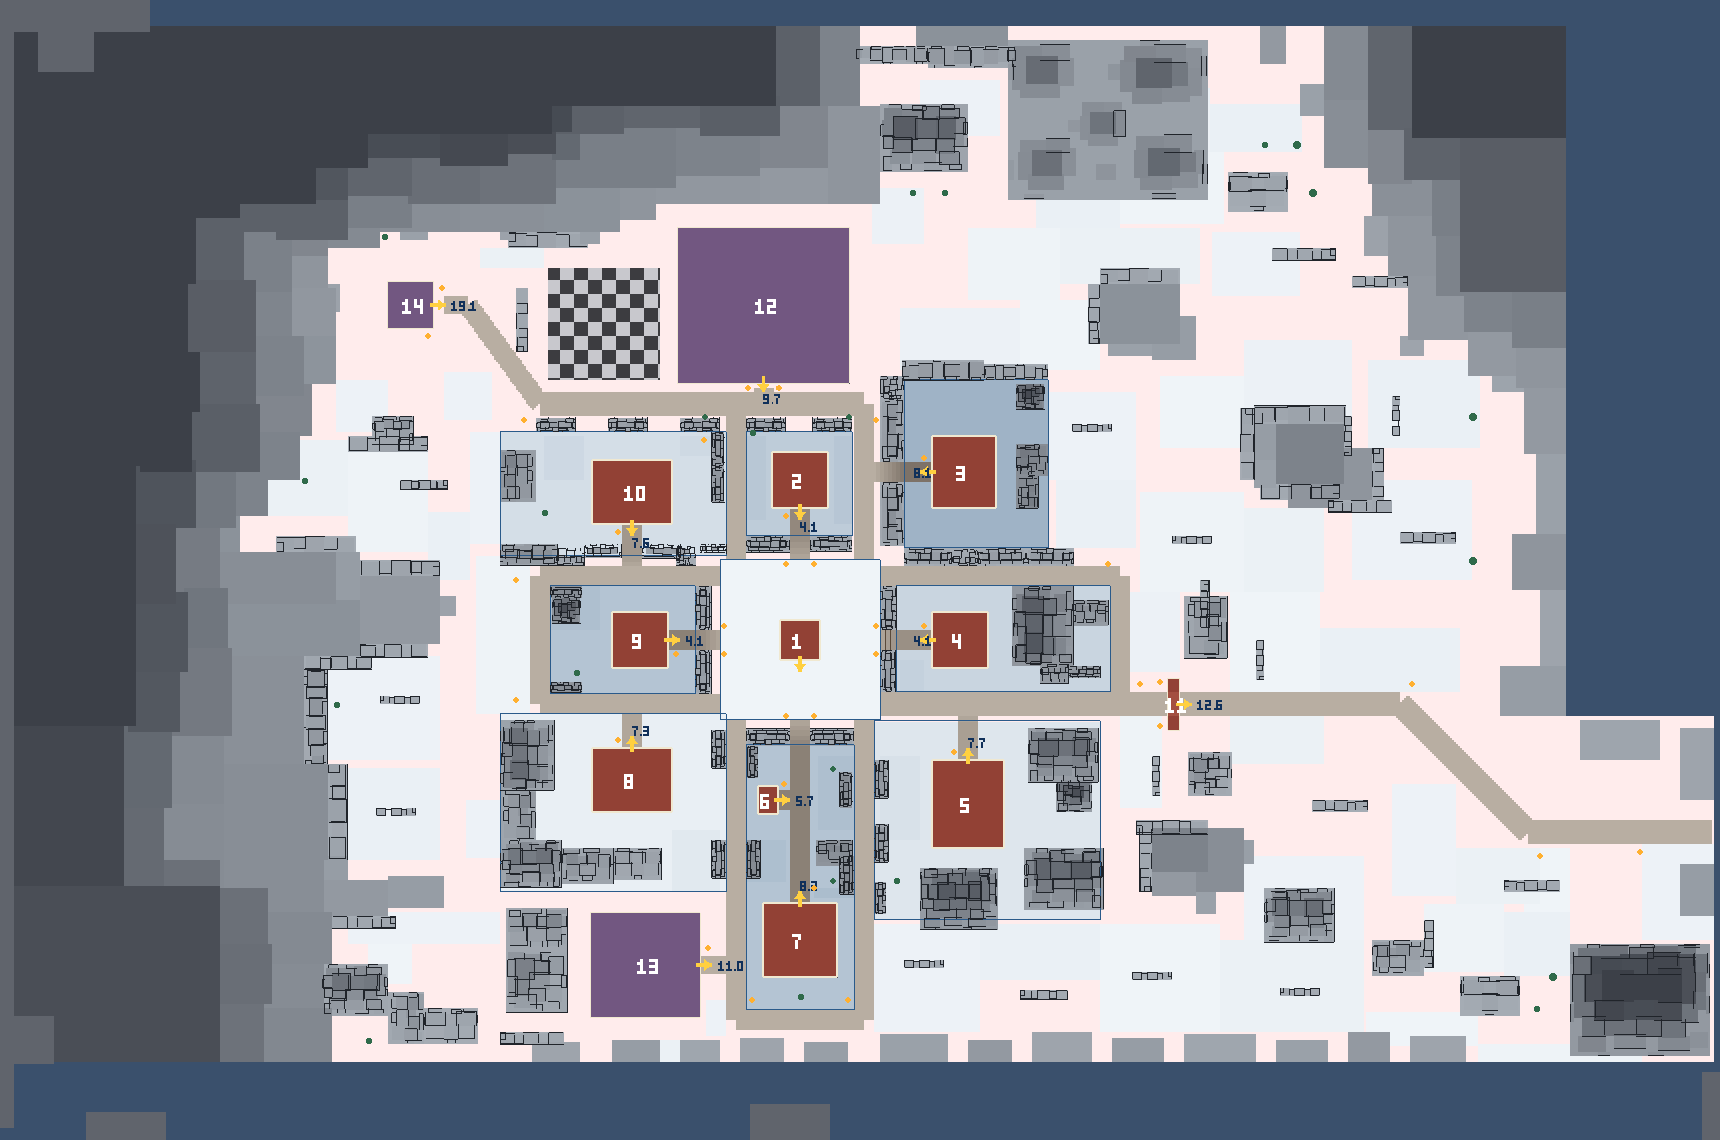

The Python source for this figure:
# -*- coding: utf-8 -*-
"""
snow_plan4.py — 슈네라이히 3판 배치표 (2026-11-13, 기획 부서). 사양 원본: 설원마을_3판_사양.md

사용자(2026-11-13): "설원쪽 마을을 기능 건물만 포함하고, 마을의 지형을 울퉁불퉁하게 만들어서 꽉차보이게 만들자. …
  플레이 하는 데에 있어서 지장이 없는 크기로 만들어줘. 어차피 필드에 있을 땐 1인칭 고정시킬거야."
1판 거절 이유("큰 땅에 건물 몇 채 — 휑했다")를 집이 아니라 **지형으로** 메운다.

뼈대(사용자 그림 + 2026-10-11 "핵심 기능 건물들이 마을 중앙을 두르게, 주변에 건물이 없도록 길로 나뉜 구역마다 하나씩"):
  가운데 낮은 시계 광장(80×80, +0.4). 광장 네 변에서 두 갈래씩 나간 골목 여덟(가운데에서 ±32)이 둘레를 여덟 구역으로 가르고,
  구역마다 건물 하나가 제 높이의 단(+1 ~ +8) 위에 앉는다. 북·동·남·서 구역 건물은 광장을 바로 보고(넓은 단을 올라 문),
  네 모서리 구역 건물은 옆 골목을 본다. 골목은 단과 단 사이 골짜기 — 단 옹벽은 바위 무리로 깨뜨린다.
  바깥(서·북은 높은 바위 쪽 큰 산, 동·남은 낭떠러지 쪽 전망 턱)은 바위 무리와 넓적한 눈 판으로 채운다.
  긴 길: 북동 골목 → 지하 입구(경매장), 동남 골목 → 동문·기물군 본부, 남서 골목 → 천문대.

**표는 전부 손으로 적은 자리다.** 좌표는 광장 가운데(CX, CZ) 기준 u = x - CX(동 +), v = z - CZ(남 +), 높이 h = 59.7 위.
본보기 바위(ROCK_T)를 돌리고·뒤집고·키워 쓰는 것까지만 하고, 일정 간격·난수 뿌리기는 없다.
yaw 는 snow_plan2 와 같다: 0 = 모델 앞(-Z)이 북, 90 = 서, -90 = 동, 180 = 남.

돌리기:  python tools/snow_plan4.py   → 검사 출력 + tools/snow_plan4.png + tools/Snow_Town3_data.luau + tools/snow_plan4_legend.txt
"""
import heapq
import json
import math
import os
import sys

HERE = os.path.dirname(os.path.abspath(__file__))
sys.path.insert(0, HERE)
from plan_png import Canvas, hexrgb  # noqa: E402
import snow_plan2 as P2  # noqa: E402  (남는 건물 자리·발자국·땅 높이)

CX, CZ = P2.CX, P2.CZ          # -4933, -3818 — 지금 광장 가운데 그대로(지하 굴·바깥 길과 맞물림)
BASE = 59.7                    # 마을 눈 윗면(Surface.R_설원3.Land.마을_눈)
EYE = 4.5                      # 1인칭 눈높이
TOWER_TOP = 150.0              # 시계탑 꼭대기 y(땅 59.7 + 높이 90)
WALK = 16.0                    # 걷기 스터드/초

# ================================================================== 건물
# 발자국 상한(폭 = 모델 로컬 X, 깊이 = 로컬 Z — 앞 -Z 가 문). 사양 1절
SIZE = {
    "Sn3_Clock": (20, 20), "Sn3_Smithy": (36, 32), "Sn3_Enhance": (28, 28), "Sn3_Bank": (36, 32), "Sn3_Inn": (40, 32),
    "Sn3_Potion": (28, 28), "Sn3_Hospital": (40, 32), "Sn3_General": (28, 28), "Sn3_Ticket": (14, 10), "Sn3_Mast": (37, 37),
    "Sn3_Gate": (26, 6),
}
SIZE["Sn3_Bank"] = (36, 44)     # 2026-11-23 아트 1팀: 금고실·회랑으로 뒤로 늘림(발자국 34.8 × 43.9, 질문 md IN1-4) — 앞(문)은 그대로
# 피벗에서 (앞, 뒤) 깊이 — 여기 없는 건물은 깊이의 반씩(피벗 = 발자국 가운데). 은행 모델은 피벗이 옛 가운데 그대로라
#   앞 -13.6 · 뒤 +26.4(b_bank.py AYF·AYB) → 감싸는 (16, 28)
FRONT_BACK = {"Sn3_Bank": (16.0, 28.0)}
# (모델, u, v, yaw, 단 높이 h, 앞마당 깊이, 번호, 한글 이름)
PADS = [
    ("Sn3_Clock", 0, 0, 180, 0.4, 30, 1, "시계탑"),            # 광장 가운데. 문은 남(티켓·계류탑 쪽)
    ("Sn3_General", 0, -80, 180, 5.0, 14, 2, "잡화점"),         # 북 구역. 광장을 본다 — 넓은 단 넷을 올라 문
    ("Sn3_Smithy", 82, -84, 90, 8.0, 14, 3, "대장간"),          # 북동 구역(가장 높은 단). 북동 골목(서)을 본다
    ("Sn3_Enhance", 80, 0, 90, 4.0, 18, 4, "강화소"),           # 동 구역. 광장을 본다
    ("Sn3_Bank", 84, 76, 0, 2.0, 18, 5, "은행"),                # 남동 구역. 동남 골목(북)을 본다
    ("Sn3_Ticket", -16, 80, -90, 6.0, 6, 6, "티켓 판매점"),     # 남 구역(전망 단). 남쪽 길(동)을 본다
    ("Sn3_Mast", 0, 150, 0, 6.0, 30, 7, "비행선 계류탑"),       # 남 구역 끝. 문은 앞(북), 비행선 팔은 뒤(남, 낭떠러지 위)
    ("Sn3_Inn", -84, 70, 0, 1.0, 16, 8, "여관"),                # 남서 구역(가장 낮은 단 — 내려가서 여관). 서남 골목(북)을 본다
    ("Sn3_Potion", -80, 0, -90, 6.0, 14, 9, "물약상점"),        # 서 구역. 광장을 본다
    ("Sn3_Hospital", -84, -74, 180, 3.0, 16, 10, "병원"),       # 북서 구역. 서북 골목(남)을 본다 — 되살아나는 곳이라 낮게
    ("Sn3_Gate", 186.8, 32.2, -90, 0.0, 0, 11, "동문"),         # 배치 3판: 사용자 Studio 자리(2026-11-23) 그대로 — 동남대로 위, 마을 동쪽 끝
]
# ================================================================== 특수 건물 셋(옛 키트 — 모양은 그대로, 자리만 옮김)
# 배치 3판(2026-11-23) 사용자: "건물 배치는 지금 내가 해둔 배치에서 조금만 더 다듬은 다음 그거로 고정하자."
#   KEEP_OLD  = 2판 자리(snow_plan2 BUILD) — 비게 된 땅 표시·보고용
#   KEEP_USER = 사용자가 Studio 에서 옮겨 둔 자리(지금 Studio 피벗, 총괄 전달). Snow_Town3.luau 가 이 자리를 확인한다(D.KEEP)
#   KEEP_MOVE = 배치 3판 최종(사용자 자리 + 다듬기). 프로그래밍 Snow_Town3_MoveKeep 이 읽는다(D.KEEP_MOVE). 다듬기 = 아래 줄 주석
#   형식 (종류, 월드 x, 월드 z, yaw 도) — yaw 는 snow_plan2 와 같은 뜻(0 = 앞 -Z 가 북, -90 = 동, 180 = 남)
KEEP_KIND = {"Figuren_HQ": (12, "기물군 본부"), "Observatory": (13, "천문대"), "Casino_Gate": (14, "지하 입구(경매장)")}
KEEP_OLD = [(b[0], b[1], b[2], b[3]) for b in P2.BUILD if b[0] in KEEP_KIND]
KEEP_USER = [("Figuren_HQ", -4951.3, -3987.4, 180), ("Observatory", -5011.7, -3650.5, -90), ("Casino_Gate", -5127.8, -3985.5, -90)]
KEEP_MOVE = [
    ("Figuren_HQ", -4951.3, -3987.4, 180),      # 그대로. 문 = 남(광장 쪽)
    ("Observatory", -5011.7, -3655.5, -90),     # 북 5(z -3650.5 → -3655.5): 광장 가운데 → 문 196.7 → 191.7 스터드(12초 안). 문 = 동(남서골목)
    ("Casino_Gate", -5127.8, -3985.5, -90),     # 그대로. 문 = 동(연병장 쪽). 땅 밑 방은 서쪽으로 뻗는다
]
KEEP = KEEP_MOVE
# Studio 경계 상자(총괄 실측)가 옛 키트 발자국보다 큰 만큼 둘레를 넓혀 잰다(본부 86×77 ↔ 키트 83×75.1)
KEEP_PAD = {"Figuren_HQ": 1.5, "Observatory": 0.2, "Casino_Gate": 0.0}
# 체스판 연병장(본부 앞마당): 본부 문 앞(남)은 잡화점 뒤라 56 깊이가 안 나온다 → 본부 서쪽에 본부 앞줄(v -129.8)과 앞을 맞춰 둔다.
#   본부길(v -118)이 두 앞을 같이 지나고, 지하 입구 문(동)이 판 건너 본부를 본다 — 본부·연병장·지하 입구가 북쪽 한 마당
CHESS = ("연병장", CX - 126.0, CZ - 185.8, CX - 70.0, CZ - 129.8, "chess")
CASINO_KEEPOUT = 2.0                                     # 지하 입구 둘레(반지름 11.6 + 이것) 안에는 아무것도
CASINO_COURT = 30.0                                      # 2판 규칙 "지하 입구는 둘레 30 평지" — 피벗에서 30 안에는 단·판·바위 없음
# 땅 밑 경매장(Casino_Under, models/build_steam_under.py): 로블록스 로컬 x -55..27(경매장이 -x), z -11.6..65.6(뒤 = +z), 높이 30~70
CASINO_UNDER_LOCAL = (-55.0, 27.0, -11.6, 65.6)
CASINO_UNDER_Y = (30.0, 70.0)

# ================================================================== 단(59.7 위에 얹는 큰 직육면체). (이름, u0, u1, v0, v1, h, 재질)
TERRACES = [
    ("광장", -40, 40, -40, 40, 0.4, "돌바닥"),
    ("북_잡화단", -27, 26, -104, -52, 5.0, "눈"),          # 배치 3판: 북 끝 -125 → -104(본부앞길 v -118, 옹벽 무리 자리)
    ("북동_대장간단", 52, 124, -130, -46, 8.0, "눈"),
    ("동_강화단", 48, 155, -27, 26, 4.0, "눈"),
    ("남동_은행단", 37, 150, 40.5, 140, 2.0, "눈"),
    ("남_전망단", -27, 27, 52.5, 185, 6.0, "눈"),
    ("남서_여관단", -150, -37, 37, 126, 1.0, "눈"),        # 배치 3판: 남 끝 155 → 126(천문대 v 136.5~)
    ("서_물약단", -125, -52.5, -27, 27, 6.0, "눈"),
    ("북서_병원단", -150, -37, -104, -42, 3.0, "눈"),      # 배치 3판: 북 끝 -130 → -104(본부앞길, 옹벽 무리 자리)
]

# ================================================================== 넓은 단(길 위 높이가 바뀌는 곳만). (길 이름, u0, u1, v0, v1, h)
#   폭 10(길 폭 그대로), 한 단 1 이하, 디딤 2 이상. 양옆은 바위 무리가 막는다(반듯한 띠가 길 밖으로 이어지지 않게)
STEPS = [
    # 잡화점: 광장 0.4 → 5.0
    ("잡화길", -5, 5, -43, -40, 1.32), ("잡화길", -5, 5, -46, -43, 2.24), ("잡화길", -5, 5, -49, -46, 3.16), ("잡화길", -5, 5, -52, -49, 4.08),
    # 대장간: 골목 0 → 8.0 (가장 긴 오르막, 디딤 2)
    ("대장간길", 38, 40, -89, -79, 1.0), ("대장간길", 40, 42, -89, -79, 2.0), ("대장간길", 42, 44, -89, -79, 3.0),
    ("대장간길", 44, 46, -89, -79, 4.0), ("대장간길", 46, 48, -89, -79, 5.0), ("대장간길", 48, 50, -89, -79, 6.0),
    ("대장간길", 50, 52, -89, -79, 7.0),
    # 강화소: 광장 0.4 → 4.0
    ("강화길", 40, 42.67, -5, 5, 1.3), ("강화길", 42.67, 45.33, -5, 5, 2.2), ("강화길", 45.33, 48, -5, 5, 3.1),
    # 은행: 골목 0 → 2.0
    ("은행길", 79, 89, 38, 40.5, 1.0),
    # 남 전망단: 광장 0.4 → 6.0
    ("남쪽길", -5, 5, 40, 42.5, 1.33), ("남쪽길", -5, 5, 42.5, 45, 2.27), ("남쪽길", -5, 5, 45, 47.5, 3.2),
    ("남쪽길", -5, 5, 47.5, 50, 4.13), ("남쪽길", -5, 5, 50, 52.5, 5.07),
    # 물약상점: 광장 0.4 → 6.0
    ("물약길", -42.5, -40, -5, 5, 1.33), ("물약길", -45, -42.5, -5, 5, 2.27), ("물약길", -47.5, -45, -5, 5, 3.2),
    ("물약길", -50, -47.5, -5, 5, 4.13), ("물약길", -52.5, -50, -5, 5, 5.07),
    # 병원: 골목 0 → 3.0
    ("병원길", -89, -79, -39.5, -37, 1.0), ("병원길", -89, -79, -42, -39.5, 2.0),
]

# ================================================================== 길. (이름, 폭, 꺾은선 [(u, v) ...]). 대로 12, 골목 10
PATHS = [
    # 광장에서 바로 문으로
    ("잡화길", 10, [(0, -40), (0, -66)]),
    ("강화길", 10, [(40, 0), (66, 0)]),
    ("남쪽길", 10, [(0, 40), (0, 131.5)]),
    ("티켓길", 10, [(0, 80), (-11, 80)]),
    ("물약길", 10, [(-40, 0), (-66, 0)]),
    # 골목 여덟(광장 ±32) — 구역을 가른다
    ("북동골목", 10, [(32, -40), (32, -118)]),                               # 배치 3판: 본부앞길에서 끝(옛 북동 대각 → 경매장 길은 지움)
    ("북서골목", 10, [(-32, -40), (-32, -118)]),
    ("동북골목", 10, [(40, -32), (160, -32), (160, 32)]),                    # 강화소 뒤를 돌아 동남 대로에 닿는다
    ("동남대로", 12, [(40, 32), (186.8, 32)]),                               # → 동문(배치 3판 u 186.8)
    ("동문밖길", 12, [(186.8, 32), (300, 32), (364, 96), (456, 96)]),        # 바깥 긴 길 — 새 동문에서 시작, 고원 끝(필드 '동문 내리막')까지
    ("남동골목", 10, [(32, 40), (32, 190), (-32, 190)]),                     # 전망 턱 길
    ("남서골목", 10, [(-32, 40), (-32, 190)]),
    ("서남골목", 10, [(-40, 32), (-130, 32), (-130, -32), (-40, -32)]),      # 서북 골목까지 물약상점 뒤를 돈다
    # 둘째 고리(배치 3판): 북쪽 한 마당 — 연병장·본부 앞을 지나는 길, 그 서쪽 끝에서 지하 입구로
    ("본부앞길", 12, [(-130, -118), (32, -118)]),
    ("경매장길", 10, [(-130, -118), (-166, -167.5), (-178, -167.5)]),   # 끝은 문(동) 앞으로 곧게
    # 문 앞 갈래
    ("대장간길", 10, [(32, -84), (66, -84)]),
    ("은행길", 10, [(84, 32), (84, 60)]),
    ("병원길", 10, [(-84, -32), (-84, -58)]),
    ("여관길", 10, [(-84, 32), (-84, 54)]),
    ("천문대길", 10, [(-32, 162.5), (-50, 162.5)]),
    ("본부길", 10, [(-18.3, -118), (-18.3, -126)]),
]

# ================================================================== 바위 본보기(손으로 짬). 상자 (x, z, 폭, 깊이, 높이)
#   첫 상자는 바닥 켜(무리 바깥 상자 전체 — 무리 가장자리에 3~9 틈 홈이 생기지 않게), 그 위로 크기·높이 제각각인 상자가 엇갈려 솟는다
#   2판(2026-11-16): 위 켜 상자의 바깥 면을 바닥 켜 테두리·이웃 상자와 다른 줄(0.8~3 안쪽)에 두었다 — 한 장의 민짜 벽(맵_기준 16)이 되지 않게.
#   3판(2026-11-23 사용자: "한쪽에만 세밀하게 구현돼있고, 다른 한쪽은 민둥민둥한 건 전체적으로 세밀하게 수정해줘."):
#     옛 본보기는 앞(z 큰 쪽)만 턱·켜로 내려가고 뒤·옆은 가장 높은 상자 옆면이 통째로 보였다. 이제 가장 높은 '심'을 가운데로 들이고
#     네 옆면 모두를 같은 밀도의 고리(중간 켜 → 낮은 켜 → 테두리 턱)로 감쌌다 — 어느 쪽으로 돌려 놓아도 같은 결.
#     턱 하나 높이 ≤ 높이의 절반 · ≤ 12(⑩ 검사). 바닥 켜(첫 상자) 크기는 옛것 그대로 — 필드 표(snow_field3_plan)의 자리가 그대로 맞는다.
ROCK_T = {
    0: [(0, 0, 14, 5, 0.9), (0.8, 1.0, 5, 3.4, 1.8), (4, 1.4, 4, 2.8, 1.3), (8, 0.9, 5.2, 3.2, 2.4), (9.0, 0.2, 3.2, 0.9, 1.5),
        (2.2, 0.2, 2.4, 1.0, 1.4), (13.1, 1.6, 0.8, 2.2, 1.5), (9.6, 4.0, 2.8, 0.8, 1.6)],                                     # 길가 턱
    1: [(0, 0, 32, 12, 1.4),
        (3.2, 3.0, 7.6, 5.4, 7.0), (9.8, 3.6, 8.4, 4.6, 8.5), (17.6, 2.8, 7.4, 5.8, 6.5), (24.2, 3.4, 5.2, 4.8, 7.5),          # 심
        (1.4, 0.7, 6.2, 3.4, 3.6), (7.2, 1.2, 6.6, 2.8, 4.4), (13.4, 0.5, 5.0, 3.6, 4.4), (18.0, 1.0, 7.2, 2.4, 4.6),
        (24.6, 0.8, 6.0, 3.0, 3.8),                                                                                          # 뒤 중간 켜
        (3.6, 0.1, 4.4, 0.9, 2.0), (21.4, 0.1, 5.2, 1.1, 1.9),                                                               # 뒤 턱
        (1.6, 7.6, 7.6, 3.0, 4.2), (9, 7.8, 8, 2.8, 4.4), (17, 8.2, 7.2, 2.4, 4.6), (24, 7.6, 6.4, 3.2, 3.6),                # 앞 중간 켜
        (4, 10.1, 6, 1.9, 2.2), (20, 10.6, 7, 1.4, 2.0),                                                                     # 앞 턱
        (0.4, 3.4, 3.0, 4.2, 3.4), (0.1, 7.0, 1.6, 2.6, 2.0), (28.8, 3.0, 2.8, 4.6, 4.0), (30.4, 7.2, 1.4, 3.0, 2.2)],     # 옆(서·동) — 옹벽 무리
    2: [(0, 0, 22, 22, 1.6),
        (2.8, 2.6, 7.4, 7.6, 9.0), (9.6, 3.4, 6.0, 5.0, 7.2), (3.4, 9.6, 5.2, 6.4, 7.6),                                    # 심
        (8.4, 7.6, 7.6, 6.2, 5.0), (15.2, 2.0, 5.4, 6.4, 3.8), (3.2, 15.4, 7.6, 5.2, 3.4), (13.6, 12.2, 6.4, 5.6, 2.6),
        (8.0, 13.4, 6.2, 4.4, 4.6),                                                                                          # 중간 켜
        (1.0, 0.6, 5.6, 2.6, 4.8), (6.4, 1.0, 6.2, 2.8, 5.4), (12.4, 0.4, 3.6, 3.2, 3.2),                                   # 뒤
        (0.6, 3.0, 2.8, 6.2, 4.8), (0.4, 9.0, 3.6, 7.2, 5.2), (1.0, 14.8, 2.6, 3.8, 2.4),                                   # 서
        (19.8, 8.6, 1.8, 4.4, 2.2), (8.6, 19.0, 4.4, 2.4, 2.0), (15.0, 18.0, 4.0, 2.6, 1.9)],                               # 동·앞 — 모서리 무리
    3: [(0, 0, 44, 34, 3),
        (6.6, 6.2, 12.4, 11.6, 22), (17.6, 7.4, 11.6, 10.0, 18), (28.0, 6.0, 10.4, 11.6, 20),                                # 심
        (2.0, 2.0, 9.4, 6.0, 12.5), (11.0, 2.8, 10.6, 5.2, 11), (21.2, 1.4, 8.6, 6.4, 13), (29.4, 2.2, 10.2, 5.0, 10.5),    # 뒤 중간 켜
        (4.4, 0.4, 6.2, 2.2, 5.6), (16.2, 0.8, 7.0, 2.4, 6.4), (30.8, 0.4, 6.4, 2.4, 5.2),                                  # 뒤 낮은 켜
        (1.0, 7.6, 6.4, 8.8, 12.0), (1.6, 15.8, 5.2, 6.4, 9.0), (0.3, 10.4, 1.6, 5.6, 5.0),                                 # 서
        (37.0, 6.8, 5.6, 8.0, 11.0), (36.4, 14.6, 6.0, 6.6, 8.5), (41.6, 9.2, 2.0, 6.0, 4.6), (42.0, 17.0, 1.6, 4.4, 3.8), # 동
        (6.0, 16.8, 10.2, 7.6, 14), (15.8, 17.0, 12.4, 6.4, 11.5), (27.6, 17.2, 9.6, 7.4, 13),                              # 앞 중간 켜
        (5, 23, 10, 7, 8), (16, 22.6, 12, 7.4, 6.8), (29.6, 23.8, 10, 6.6, 9),                                              # 앞 낮은 켜
        (1.6, 26.4, 4.4, 6.8, 4.5), (22, 29.4, 9, 3.8, 4), (10.2, 30, 5.6, 2.8, 3.6), (34.6, 30.2, 6.2, 2.6, 4.2)],         # 큰 덩어리
    4: [(0, 0, 18, 16, 2.5),
        (4.0, 3.4, 5.8, 5.6, 24), (9.6, 2.8, 4.8, 5.0, 20),                                                                  # 심(기둥)
        (1.0, 1.0, 5.0, 4.6, 13), (6.2, 0.6, 5.6, 3.6, 13), (12.0, 1.4, 5.2, 4.4, 14), (13.2, 5.6, 4.0, 4.8, 10.5),
        (1.4, 5.4, 4.4, 5.6, 12), (5.2, 8.2, 5.8, 4.2, 15), (9.6, 7.4, 4.8, 5.6, 12.6),                                    # 중간 켜(12 마다)
        (0.3, 10.6, 5.2, 3.6, 5.5), (6.0, 12.2, 5.6, 3.2, 6.5), (12.2, 11.8, 4.6, 3.6, 5), (16.4, 2.0, 1.4, 4.0, 4.6),
        (0.2, 2.6, 1.2, 3.6, 5.2), (3.0, 0.1, 3.8, 1.2, 4.8), (10.8, 0.1, 4.4, 1.4, 5.6),                                   # 낮은 켜
        (4, 14.6, 5, 1.3, 3.5), (13, 15, 4.4, 0.9, 3.2)],                                                                   # 기둥 바위
    5: [(0, 0, 30, 20, 0.9), (0.8, 2.0, 11.2, 8.0, 3.2), (10, 2.8, 10, 6.6, 2.4), (18, 2.2, 11.2, 7.6, 3.8),
        (1.6, 0.5, 6.4, 2.0, 1.8), (9.2, 0.9, 5.6, 2.2, 1.5), (20.0, 0.4, 7.6, 2.2, 2.2),
        (2, 9.4, 9, 7.6, 1.6), (11, 8.8, 8, 8.6, 2.8), (19, 9.6, 10, 7.4, 1.5),
        (0.2, 4.0, 1.4, 4.4, 1.8), (28.8, 5.0, 1.0, 4.2, 2.0), (12.4, 17.2, 4.6, 2.2, 1.6)],                                # 넓적 바위
    6: [(0, 0, 40, 8, 1.0), (0.8, 1.4, 8.2, 5.4, 2.6), (8, 2.4, 7, 4.0, 1.8), (14, 1.6, 10, 5.4, 3.0), (23, 2.8, 6, 3.2, 1.6),
        (28, 1.8, 11.2, 4.6, 2.2), (3.0, 0.3, 4.4, 1.4, 1.6), (16.2, 0.4, 5.4, 1.4, 1.9), (30.6, 0.5, 5.0, 1.4, 1.5),
        (9.6, 6.4, 4.4, 1.4, 1.4), (24.4, 6.0, 5.2, 1.8, 1.3), (0.1, 3.0, 0.9, 2.6, 1.6), (39.2, 2.6, 0.7, 3.0, 1.5)],     # 벼랑 턱(전망)
    7: [(0, 0, 70, 56, 6),
        (16, 13, 16, 16, 38), (31, 15, 14, 13, 33), (44, 12.4, 12, 17, 36),                                                  # 심(33~38)
        (10, 6, 16, 9, 27), (25, 5, 14, 10.4, 26.5), (38.6, 4.4, 16.8, 10.8, 28), (53.6, 5.0, 8, 6, 24.4),
        (7, 14.6, 10, 14, 26), (55, 8, 8, 22, 25.5),
        (12, 28.4, 15, 10, 28), (26.4, 27, 16, 11, 26.5), (42, 27.6, 14, 10.6, 26.6),                                        # 첫 고리(24~28)
        (4, 1.6, 12, 7, 16), (15.4, 0.8, 14, 6.4, 16.5), (29.6, 1.8, 12, 5.6, 17), (41.4, 1.0, 13, 5.4, 17.5), (54, 0.8, 9, 6, 15.5),
        (1.6, 6.4, 9.2, 9, 17), (1.2, 15, 6.6, 14, 16), (2.0, 28, 10.8, 9, 16.5),
        (62.2, 4.6, 6.4, 10, 16), (62.6, 14, 5.8, 10, 17.5), (61.8, 23.6, 6.6, 9, 15.5), (55.4, 29.6, 9, 9.8, 16),
        (6, 36.4, 12, 10, 16), (17.2, 37.6, 16, 8, 16.5), (33, 36.4, 13, 10, 18), (45.6, 37.6, 12, 9, 16),                  # 둘째 고리(15~18)
        (8.6, 0.2, 6, 1.8, 9.4), (35.2, 0.3, 7, 1.6, 10.2), (57, 0.2, 8, 1.6, 8.6), (0.3, 30, 1.6, 9, 9.6), (0.4, 4.0, 1.4, 6, 8.4),
        (68.4, 10, 1.4, 7, 9), (68.0, 26, 1.8, 8.6, 10.4), (4, 46, 14, 8, 11), (22, 45.2, 16, 7, 9.6), (44, 46, 16, 7.4, 10.4),
        (60, 44, 9, 8, 8.2),                                                                                                # 바깥 고리(8~11)
        (14, 53.6, 6, 2.2, 7.6), (39, 54, 8, 1.8, 7.4)],                                                                   # 높은 산
    8: [(0, 0, 26, 18, 1.8),
        (2.6, 2.6, 6.0, 5.6, 9), (12.4, 2.2, 6.2, 5.8, 7.5),
        (7.6, 3.6, 5.4, 5.0, 6), (18.4, 3.4, 6.0, 6.2, 4.6), (2.2, 8.0, 6.6, 5.6, 5.2), (9.0, 7.8, 8.0, 6.0, 3.4), (16.6, 7.6, 7.4, 8.0, 3.2),
        (1.0, 0.5, 7.8, 2.4, 5.0), (10.8, 0.4, 8.2, 2.0, 3.6), (19.6, 1.0, 4.6, 2.6, 2.8),
        (0.3, 3.4, 2.4, 4.2, 4.6), (0.6, 11.0, 1.8, 4.4, 2.6), (24.0, 4.6, 1.6, 3.8, 2.4),
        (3.6, 13.6, 4.6, 2.6, 2.6), (10.4, 13.8, 5.0, 2.4, 2.2)],                                                           # 징검 바위
    9: [(0, 0, 100, 80, 4),
        # 3판: 고른 상자 스무 개 대신 덩어리 다섯(심 + 고리 + 턱) + 낱 바위 셋 — 덩어리마다 네 옆면이 같은 결
        (9, 8, 16, 14, 18), (3, 3, 14, 7, 10), (16, 2.4, 15, 8, 9), (2.4, 9, 8, 16, 9.6), (24, 9, 9, 14, 8.6), (6, 21, 20, 8, 9.4),
        (0.4, 12, 2.4, 8, 6),                                                                                                # 북서 덩어리
        (64, 9, 18, 15, 20), (82, 11, 8, 12, 15), (58, 3, 16, 8, 11), (73, 2.2, 16, 9, 10), (89, 4, 8, 10, 8.4), (56, 10, 9, 16, 10.4),
        (90, 14, 7.4, 14, 9), (62, 23, 15, 9, 10.6), (77, 22, 14, 9, 9.6), (96.8, 8, 2.4, 10, 6.2), (66, 0.4, 10, 2.6, 6.6),   # 북동 덩어리
        (41, 36, 13, 11, 16), (37, 31, 11, 7, 9), (47, 30.6, 10, 7, 8.4), (36.4, 38, 6, 12, 8.8), (52.8, 35.4, 6, 13, 9.4),
        (40, 46, 15, 6.6, 9),                                                                                                # 가운데 덩어리
        (12, 55, 15, 13, 17), (6, 50, 13, 7, 9.2), (19, 49.4, 12, 7, 10), (5, 56, 8, 14, 9.6), (26, 54, 8, 14, 8.8), (10, 67, 18, 8, 10.2),
        (8, 76.6, 10, 2.6, 6), (0.4, 60, 2.6, 10, 5.8),                                                                      # 남서 덩어리
        (70, 54, 16, 14, 19), (86, 56, 8, 10, 14), (64, 48, 14, 8, 10), (78, 47.4, 14, 9, 9.2), (63.4, 55, 8, 14, 10.6),
        (93.4, 55, 4.2, 12, 8.4), (66, 67, 16, 8, 9.8), (82, 66, 13, 8, 8.6), (97.2, 62, 2.4, 10, 5.4), (72, 76.8, 12, 2.6, 6.4),   # 남동 덩어리
        (44, 62, 10, 8, 7.4), (50, 12, 6, 8, 7.2), (30, 40, 6, 6, 6.6)],                                                    # 바위 벌판
    10: [(0, 0, 120, 40, 5),
         (4, 6, 26, 14, 24), (28, 4.6, 24, 15, 28), (52, 7, 22, 13, 20), (73, 5, 24, 14, 26), (97, 6.4, 19, 13, 22),          # 심
         (2, 1.6, 17.4, 6, 14), (19, 0.8, 21.4, 6.4, 16), (40, 1.4, 20.4, 6.4, 16.5), (60, 0.6, 24.4, 6.6, 15), (84, 1.2, 16, 6, 14.6),
         (101, 1.8, 16, 5.4, 13),                                                                                            # 뒤 중간 켜
         (8, 0.2, 8, 1.8, 8), (30, 0.3, 10, 1.4, 9), (70, 0.2, 9, 1.6, 7.4), (106, 0.4, 8, 1.6, 8.4),                        # 뒤 턱
         (2.4, 17.4, 20, 15, 14), (20, 17, 28, 15, 18), (46, 19.6, 22, 14, 16.5), (66, 17.4, 31.4, 13, 16), (94, 18.6, 24, 15, 13),   # 앞 중간 켜
         (8, 31.4, 33, 7, 8), (40, 33, 15, 6, 7.4), (60, 33, 26, 6, 9), (88, 33, 22, 6, 7),                                  # 앞 낮은 켜
         (1.0, 4.8, 4.6, 14, 14.5), (0.3, 6, 2.6, 10, 9.6), (0.4, 30, 2.2, 8, 7),
         (113.4, 5.0, 5.8, 15, 13.5), (117.4, 4, 2.4, 11, 9), (117.2, 28, 2.6, 9, 7.6),                                     # 서·동 끝
         (24, 38.2, 10, 1.6, 6.4), (74, 38.4, 12, 1.4, 6.6)],                                                              # 산등성이
}
# ------------------------------------------------------------------ 큰 모양 — 한 번씩만 놓는 손 본보기.
#   좌표는 마을 (u, v) 그대로(돌리지 않음). 상자 (u0, v0, 폭, 깊이, 높이). 큰 몸(긴 변 60↑) → 켜마다 10 안팎 낮아지는 띠 → 손가락 → 끝 강조.
#   2판(2026-11-16): 켜마다 상자 앞 면을 서로 다른 줄에 두어(엇갈림) 반듯한 계단 띠·한 장 벽이 되지 않게 했다.
#   배치 3판(2026-11-23): 특수 건물이 들어온 자리(북쪽 마당·지하 입구 둘레 30·천문대)를 비우고, 몸 앞 면에 띠를 더해
#     어느 면도 한 번에 12 넘게 솟지 않게 했다(⑪ 검사 — 맵_기준 16). 옛 자리(천문대·지하 입구·본부·동문)는 둘레 덩어리로 채웠다.
ROCK_T.update({
    # ② 북서 큰 능선 — 서·북 높은 바위(73.7)에 기대 L 자로 둘러 마을 쪽으로 낮아진다. 지하 입구 둘레(반지름 30)·연병장·본부 뒤 10 은 비움
    11: [
        # 몸(28~42): 벽에 붙은 큰 상자 — 그대로
        (-394, -307, 150, 70, 42), (-244, -307, 120, 54, 36), (-124, -307, 112, 40, 30),
        (-394, -237, 72, 150, 40), (-394, -87, 62, 130, 34), (-394, 43, 56, 80, 28),
        # 첫 띠(몸보다 10 낮게): 북쪽 몸 앞
        (-326, -241, 46, 30, 32), (-282, -240, 40, 22, 31), (-246, -256, 30, 20, 32),
        (-218, -257, 40, 16, 26.5), (-180, -256, 34, 19, 27.5), (-148, -258, 26, 15, 26),
        (-126, -271, 38, 18, 21), (-90, -270, 42, 14, 20), (-50, -272, 40, 20, 21.5), (-14, -307, 24, 40, 21),
        #   서쪽 몸 앞
        (-330, -212, 28, 34, 30.5), (-330, -180, 24, 38, 31.5), (-330, -144, 30, 30, 30), (-330, -116, 26, 32, 31),
        (-336, -90, 34, 34, 24.5), (-336, -58, 24, 40, 25), (-336, -24, 30, 40, 24), (-336, 14, 26, 32, 23.5),
        (-342, 42, 28, 42, 19), (-342, 82, 24, 42, 18.5),
        # 둘째 띠(11~22)
        (-308, -212, 30, 34, 21), (-306, -180, 34, 36, 22), (-302, -146, 30, 30, 20.5), (-306, -118, 36, 34, 21.5),
        (-284, -220, 24, 16, 21), (-244, -238, 18, 18, 24), (-124, -268, 10, 14, 27), (-124, -256, 14, 16, 19), (-262, -222, 36, 22, 21), (-228, -242, 34, 20, 20), (-196, -242, 36, 24, 17.5), (-162, -244, 40, 26, 16.5),
        (-124, -256, 62, 30, 13), (-64, -256, 44, 24, 12), (-22, -268, 36, 32, 11), (8, -307, 22, 40, 12),
        (-312, -86, 30, 30, 15), (-314, -60, 24, 36, 14), (-308, -26, 22, 30, 15.5), (-314, 4, 30, 44, 14.5),
        (-316, 40, 28, 42, 10), (-320, 80, 32, 44, 9.5),
        # 셋째 띠(7~13): 지하 입구 둘레 서·북, 연병장·본부 뒤
        (-280, -204, 26, 30, 12.5), (-274, -176, 20, 30, 11.5), (-272, -152, 24, 30, 12), (-272, -128, 28, 26, 11),
        (-284, -88, 18, 26, 12), (-292, -62, 12, 20, 8), (-272, -104, 22, 24, 12), (-256, -202, 20, 10, 11), (-228, -224, 34, 18, 13),
        (-238, -208, 28, 12, 10), (-210, -218, 40, 14, 9), (-172, -220, 44, 16, 8.5), (-130, -226, 40, 22, 8),
        (-92, -226, 20, 16, 7), (-74, -234, 54, 16, 6.5), (-24, -238, 40, 20, 6), (14, -267, 26, 49, 7),   # 마지막: 본부 그늘 빈 곳 메움
        # 손가락(5~9): 지하 입구 서쪽 만 · 서 손가락(물약상점 쪽)
        (-256, -196, 20, 20, 7), (-256, -176, 24, 24, 6.5), (-250, -152, 18, 24, 7.5),
        (-290, -44, 58, 26, 9), (-286, -20, 66, 28, 8), (-220, -32, 40, 34, 6), (-288, 8, 40, 54, 8.5), (-288, 62, 52, 48, 9),
        # 끝 강조(3~5)
        (-236, -178, 6, 14, 3.5), (-200, -206, 14, 6, 4), (-150, -206, 12, 6, 3.5), (-110, -206, 10, 8, 4.5),
        (-232, -44, 12, 24, 5), (-180, -22, 8, 10, 3.5), (-238, 108, 12, 12, 5),
    ],
    # ⑥ 남서 천문대 언덕 — 능선 남쪽 끝. 옛 천문대 자리는 아래 ROCKS 의 본보기 덩어리가 채운다
    12: [
        (-394, 123, 104, 88, 26), (-322, 110, 32, 14, 17), (-290, 108, 24, 18, 9),
        (-292, 124, 26, 30, 17), (-294, 152, 30, 30, 17.5), (-292, 180, 24, 31, 16.5),
        (-268, 110, 30, 28, 9), (-268, 136, 34, 26, 10), (-268, 160, 30, 26, 9.5), (-270, 184, 36, 27, 10.5),
        (-238, 120, 32, 18, 6), (-206, 118, 28, 16, 5),
    ],
    # ③ 북쪽 가 낮은 바위 띠 · 대장간 뒤 낮은 바위(북동은 이제 마을 밖 — 큰 덩어리는 ROCKS 의 본보기 9·3)
    13: [
        (58, -307, 46, 10, 8), (230, -307, 13, 19, 6),
        (150, -178, 40, 30, 8), (176, -162, 22, 22, 5), (154, -150, 22, 8, 4),
    ],
    # ③' 북동 귀 바위 언덕 — 몸 30 → 띠 20~22 → 12~13 → 6~10 → 턱 3~4
    14: [
        (306, -307, 77, 56, 30), (330, -252, 53, 78, 22),
        (284, -307, 26, 52, 20), (302, -256, 30, 26, 20.5), (284, -268, 22, 40, 11),
        (316, -232, 18, 30, 13), (318, -204, 16, 32, 12), (332, -178, 26, 24, 12), (356, -176, 27, 30, 13),
        (262, -307, 24, 37, 10), (262, -272, 24, 36, 9), (286, -232, 30, 20, 8.5), (294, -212, 24, 30, 7), (304, -184, 30, 34, 6.5),
        (334, -156, 24, 24, 6), (358, -148, 25, 22, 7),
        (250, -278, 12, 16, 4), (282, -212, 12, 20, 3.5), (300, -152, 12, 10, 3), (346, -134, 16, 10, 3.2),
    ],
    # ④ 동문 밖 들판 — 가운데 큰 바위 한 덩이(둘레 턱), 동쪽 가 낮은 턱, 옛 동문 둘레 턱, 대로 남쪽 바위 무리
    15: [
        (238, -108, 34, 30, 12), (264, -96, 22, 26, 7), (244, -78, 20, 12, 7), (227, -90, 11, 14, 4), (227, -108, 12, 18, 5),
        (362, -127, 21, 34, 6), (368, -93, 15, 40, 4), (356, -53, 27, 28, 7), (370, -25, 13, 38, 3), (350, 13, 33, 25, 5),
        (390, 40, 40, 20, 2.8), (440, 44, 17, 36, 3), (440, 112, 17, 26, 5), 
        (176, 94, 28, 22, 12), (198, 94, 24, 32, 9), (176, 116, 22, 12, 6), (198, 126, 10, 11, 4), (221, 100, 6, 12, 4.5),
    ],
    # ⑤ 남쪽 전망 턱 — 낭떠러지 가를 따라 낮은 바위 턱(2~6)을 띄엄띄엄(천문대 남쪽 둘은 10 띄움)
    16: [
        (-134, 201, 24, 10, 3), (-94, 200, 24, 11, 5), (-60, 200, 20, 11, 2.5), (-30, 199, 22, 12, 3), (2, 201, 22, 10, 4.5),
        (40, 197, 34, 14, 4), (84, 200, 22, 11, 6), (116, 196, 30, 15, 3), (156, 199, 26, 12, 5), (192, 197, 36, 14, 2.5),
        (238, 200, 26, 11, 4), (274, 196, 21, 15, 6), (305, 198, 28, 13, 3),
    ],
})


# 길·눈밭 쪽 면 깨기 본보기(2판, 손으로 짬) — 큰 몸 앞에 돌리고·뒤집고·키워 '앞(z 큰 쪽)'이 걷는 땅을 보게 놓는다.
#   17 기둥 줄: 폭 3.6~8 · 높이 3.4~6 기둥이 앞 면을 모두 다른 줄(6.6~9.6)에 두고 겹쳐 선다. 아래 켜(높이 1)가 넓다
#   19 돌무지: 눈높이(4.5)보다 낮은(1.2~3) 넓적 돌. 기둥 줄·큰 바위 발치에서 사람을 몇 걸음 떼어 놓는다
ROCK_T[17] = [(0, 0, 40, 10, 1.4),
              (0.4, 1.2, 7.2, 7.4, 5.5), (7.2, 0.4, 5.0, 8.6, 4.2), (11.8, 2.0, 8.0, 5.8, 5.8), (19.4, 0.8, 6.0, 8.3, 3.4),
              (25.0, 1.6, 7.2, 6.6, 5.0), (31.8, 0.6, 4.8, 6.6, 3.8), (36.2, 1.8, 3.6, 4.8, 5.6),             # 기둥(3판: 뒤 면도 줄마다 다르게)
              (1.6, 0.2, 4.6, 1.2, 2.6), (13.4, 0.3, 5.4, 1.8, 3.0), (26.2, 0.2, 5.2, 1.6, 2.4), (36.6, 0.6, 2.8, 1.4, 2.2),   # 뒤 턱
              (0.1, 3.0, 0.8, 4.0, 2.4), (38.4, 6.8, 1.6, 2.6, 2.6), (3.0, 8.6, 3.4, 1.4, 2.2), (21.0, 9.2, 3.6, 0.8, 1.8)]   # 옆·앞 턱
ROCK_T[19] = [(0, 0, 40, 8, 1.2), (0.6, 0.5, 9, 6.9, 2.6), (9.4, 1.3, 6.6, 5.7, 1.8), (15.6, 0.4, 10, 7.2, 3.0), (25.2, 1.8, 5.8, 5.4, 2.2),
              (30.6, 0.9, 9, 6.3, 2.8), (36.4, 0.2, 3.2, 4.6, 2.0)]


def _nw(k):
    """큰 모양 본보기의 북서 귀 — ROCKS 에 (k, *_nw(k), 0, 0, 1.0, 0) 으로 제자리에 놓는다"""
    return min(b[0] for b in ROCK_T[k]), min(b[1] for b in ROCK_T[k])
# 바위 놓기. (본보기, u, v, 돌림 0/90/180/270(시계 — 90 이면 '뒤'가 동), 거울(1 = 좌우 뒤집음), 배율, 밑 높이)
#   (u, v) = 돌리고 뒤집고 키운 뒤 묶음 바깥 상자의 북서 귀. 상자는 땅(59.7)에서 '밑 높이 + 높이×배율'까지 솟는다
ROCKS = [
    # ── 광장 둘레: 단 옹벽 깨뜨리기(넓은 단 양옆만 비움). 광장에서 보면 바위 턱 사이로 계단이 올라간다 ──
    (1, -27, -52, 0, 0, 0.6875, 0),      # 잡화 단 앞 서
    (1, 5, -52, 0, 1, 0.656, 0),         # 잡화 단 앞 동
    (1, -52.5, -27, 270, 0, 0.6875, 0),  # 물약 단 앞 북
    (1, -52.5, 5, 270, 1, 0.6875, 0),    # 물약 단 앞 남
    (1, 40, -27, 90, 0, 0.6875, 0),      # 강화 단 앞 북
    (1, 40, 5, 90, 1, 0.656, 0),         # 강화 단 앞 남
    (1, -27, 44.25, 180, 0, 0.6875, 0),  # 전망 단 앞 서(단 가에 1 칸 틈이 안 남게 44.25)
    (1, 5, 44.25, 180, 1, 0.6875, 0),    # 전망 단 앞 동
    # ── 북동 골목 동쪽: 대장간 단(+8) 옹벽. 대장간 넓은 단 양옆 ──
    (1, 40, -121, 90, 0, 1.0, 0),
    (1, 40, -79, 90, 1, 1.0, 0),
    (2, 40, -132, 0, 0, 0.5455, 0),         # 대장간 단 북서 귀
    # ── 동북 골목 북쪽: 대장간 단 남쪽 옹벽 ──
    (1, 52, -46, 0, 0, 0.75, 0),
    (8, 76, -46, 180, 0, 0.5, 0),
    (1, 89, -46, 0, 1, 0.75, 0),
    (1, 113, -46, 0, 0, 0.75, 0),
    # ── 서북 골목 북쪽: 병원 단(+3) 옹벽, 병원 넓은 단 양옆 ──
    (1, -150, -48, 0, 0, 0.9, 1.8),      # 병원 단(+3) 가에 걸침 — 바닥 켜가 단 위로 올라오게
    (8, -122, -47, 180, 0, 0.55, 0),
    (1, -108, -48, 0, 1, 0.59, 0),
    (1, -79, -48, 0, 0, 0.6, 0),
    (2, -62, -47, 0, 0, 0.45, 0),
    (1, -50, -48, 0, 1, 0.41, 0),
    # ── 배치 3판: 본부앞길(v -118) 남쪽 — 잡화 단·병원 단 북쪽 옹벽(단 끝 v -104 앞 땅에, 사이 16 씩 비움) ──
    (1, -27, -111.44, 180, 0, 0.62, 0), (1, 6.2, -111.44, 180, 1, 0.62, 0),
    (1, -60, -111.44, 180, 1, 0.62, 0), (1, -96, -111.44, 180, 0, 0.62, 0), (1, -132, -111.44, 180, 1, 0.62, 0),
    # ── 단 위: 건물 뒤·옆(건물에서 10 넘게) ──
    (4, 108, -128, 0, 0, 0.8, 8.0),      # 대장간 뒤
    (2, 108, -98, 0, 0, 0.73, 8.0), (8, 108, -82, 90, 1, 0.62, 8.0),   # 3판: 대장간 동쪽(그늘이라 시계탑이 안 보이는 단 위 빈 곳)
    (3, 106, -27, 270, 0, 0.9, 4.0),     # 강화소 뒤(높은 쪽을 서로 — 동북 골목에서 시계탑이 보이게)
    (8, 120, 12, 0, 1, 0.55, 4.0),
    (8, 136, -20, 0, 0, 0.7, 4.0),
    (3, 114, 44, 0, 0, 0.8, 2.0),        # 은행 뒤(동)
    (4, 128, 70, 0, 1, 1.0, 2.0),
    (7, 60, 114, 0, 0, 0.55, 2.0),       # 은행 뒤(남) — 3판: 은행이 뒤로 늘어 10 띄움
    (3, 112, 104, 0, 1, 0.9, 2.0),       # 2판: 높은 쪽을 북(은행 뒤)으로 — 3판: 늘어난 은행 동쪽에서 10 띄움
    (4, -124, -21, 0, 0, 0.8, 6.0),      # 물약상점 뒤
    (8, -150, -95, 270, 1, 1.0, 3.0),    # 병원 서쪽(3판: 북쪽 큰 덩어리는 본부앞길 자리라 뺌)
    (3, -150, 40, 270, 0, 0.8, 1.0),     # 여관 서쪽
    (8, -150, 75, 90, 0, 1.0, 1.0),
    (3, -150, 100, 0, 1, 0.7, 1.0),      # 여관 남쪽
    (8, -119.2, 104, 0, 0, 1.0, 1.0),    # 3판: 천문대(v 136~)에서 14 띄워 북으로
    (5, -93.2, 104, 0, 1, 0.8, 1.0),
    (8, 8, 100, 0, 1, 0.7, 6.0),         # 전망 단 동쪽
    # ══ 바깥 큰 모양 ══
    (11, *_nw(11), 0, 0, 1.0, 0),       # ② 북서 큰 능선
    (12, *_nw(12), 0, 0, 1.0, 0),       # ⑥ 남서 천문대 언덕
    (13, *_nw(13), 0, 0, 1.0, 0),       # ③ 북쪽 가 낮은 띠 · 대장간 뒤
    (14, *_nw(14), 0, 0, 1.0, 0),       # ③' 북동 귀 바위 언덕
    (15, *_nw(15), 0, 0, 1.0, 0),       # ④ 동문 밖 들판의 바위
    (16, *_nw(16), 0, 0, 1.0, 0),       # ⑤ 남쪽 전망 턱
    # ══ 배치 3판: 마을 밖이 된 땅·옛 자리 채우기(필드 쪽 덩어리 — 본보기 그대로 돌리고·키움) ══
    (9, 104, -300, 0, 0, 1.0, 0),       # 북동 — 옛 경매장 대각 길 자리: 바위 벌판(덩어리 다섯)
    (5, 214, -234, 0, 1, 1.0, 0), (19, 236, -196, 0, 0, 0.8, 0),        # 북동 — 옛 숲 자리 낮은 바위(눈높이 아래)
    (3, 40, -268, 0, 0, 1.0, 0),        # 북 — 본부 북동, 대장간 뒤 눈밭 북쪽 가
    (7, 385, 152, 0, 0, 1.0, 0),        # 동 — 고원 남동 귀(옛 기물군 본부 동쪽): 높은 산. 뒤가 낭떠러지라 시계탑을 가리는 자리가 없다
    (3, 232, 124, 0, 1, 0.8, 0),        # 동 — 옛 본부길 자리
    (8, 286, 150, 0, 0, 1.0, 0),        # 동 — 옛 연병장 자리
    (5, 330, 168, 0, 0, 1.0, 0), (19, 352, 120, 0, 1, 0.7, 0), (19, 312, 140, 90, 0, 0.6, 0),   # 동 — 옛 본부 자리 낮은 바위(눈높이 아래 — 시계탑을 안 가림)
    (8, 192, -22, 90, 0, 1.2, 0),       # 동문 북쪽 어깨(문 기둥에서 10)
    (2, 194, 56, 0, 0, 1.0, 0),         # 동문 남쪽 어깨
    (3, -239, 162, 0, 0, 0.75, 0),      # 남서 — 옛 천문대 자리
    (8, -206, 176, 90, 0, 1.0, 0),
    (5, -188, 184, 0, 1, 0.9, 0),
    (8, -147.5, 134, 0, 1, 1.2, 0),     # 남서 — 옛 천문대길 자리(천문대 서쪽 11)
    (2, -147, 155.6, 0, 0, 1.4, 0),
    (19, -150, 196, 0, 1, 0.8, 0),
    (19, -234, 138, 0, 0, 0.8, 0),
    # 면 깨기(17 기둥 줄 · 19 돌무지) — 눈밭 쪽 높은 면 앞에만, 하나씩 손으로
    (17, 28, -297, 0, 1, 0.9, 0), (17, 64, -297, 0, 0, 1.1, 0),                 # 북쪽 가
    (19, -226, -102, 0, 0, 1.0, 0),                                           # 서쪽 만 북쪽
    (8, -214, -112, 0, 1, 0.8, 0), (19, 256, 80, 0, 0, 0.7, 0),               # 3판: 지하 입구 마당 남쪽 · 동문 남쪽 눈밭(빈 평지 끊기)
    (19, -142, -176, 270, 1, 0.8, 0),                                         # 지하 입구 마당 ↔ 연병장 사이
    (19, -146, -204, 0, 1, 1.0, 0),                                           # 연병장 뒤
    (19, 227, -117.2, 180, 0, 1.15, 0), (19, 272, -112, 270, 1, 0.5, 0), (19, 286, -96, 270, 0, 0.8, 0),   # 동쪽 큰 바위 북·동
    (19, -262, -52, 180, 0, 1.0, 0), (19, -220, -40, 180, 1, 1.0, 0), (19, -248, 8, 0, 0, 0.85, 0), (19, -220, 2, 0, 1, 0.85, 0),  # 서 손가락
    (19, -236, 62, 270, 0, 1.2, 0),                                                                     # 서 손가락 W3 동쪽
    (17, -248, 14.8, 90, 0, 1.18, 0),                                                                      # 3판: 서 손가락 W2 동쪽 면(54 민짜) 앞
    (19, 150, -186, 180, 0, 1.0, 0), (19, 144, -178, 90, 0, 0.75, 0),                                  # 대장간 뒤 낮은 바위 북·서
    (17, 51, -140, 180, 0, 1.025, 0), (17, 92, -138, 180, 1, 0.8, 0),          # 대장간 단(+8) 북쪽 옹벽 앞
    (19, 230, -78, 0, 0, 1.0, 0), (19, 220, -116, 90, 1, 0.9, 0), (19, 264, -70, 0, 1, 0.8, 0),   # 동쪽 큰 바위 둘레
    (19, 168, 90, 180, 0, 0.9, 0), (19, 169.6, 94, 90, 0, 0.8, 0),             # 남동 바위 무리 북·서 발치
    # 눈밭 낮은 돌무지(눈높이 아래) — 같은 높이 맨땅이 반지름 20 넘게 이어지는 곳에만
    (19, 52, 160, 0, 0, 0.5, 0), (19, 228, 0, 90, 0, 0.5, 0), (19, 136, -108, 0, 0, 0.5, 0),
    (19, 240, 174, 0, 1, 0.5, 0),
    (19, 300, -54, 0, 0, 0.7, 0), (19, 200, -30, 90, 1, 0.6, 0),
    (19, 110, 175, 0, 1, 0.6, 0), (19, -200, -80, 0, 0, 0.6, 0),
    (19, 166, 166, 0, 0, 0.5, 0), (19, 186, -52, 0, 1, 0.5, 0), (19, 176, 58, 90, 0, 0.5, 0), (19, -212, 84, 0, 0, 0.5, 0),
    (19, 296, -122, 90, 1, 0.5, 0), (19, -210, 28, 0, 1, 0.5, 0), (19, 276, -182, 0, 0, 0.7, 0),
    # ── 골목 쪽 단 옹벽 깨뜨리기(단 위 가장자리, 무리 사이 10 넘게 띄움) ──
    (1, -27, 100, 90, 0, 0.6, 6.0), (1, 37, 121, 90, 1, 0.5, 2.0), (1, -27, 53, 90, 0, 0.5, 6.0),        # 전망 단 서쪽
    (1, 19.8, 108, 270, 0, 0.6, 6.0), (1, 19.8, 66, 270, 1, 0.55, 6.1),                                     # 전망 단 동쪽
    (1, 134.3, 13, 0, 0, 0.5, 4.0),                                                                             # 강화 단 남쪽
    (1, -125, -27, 180, 0, 0.5, 6.0), (1, -125, 21, 0, 1, 0.5, 6.0),                                         # 물약 단 북·남
    (1, 37, 60, 90, 0, 0.6, 2.0), (1, 37, 92, 90, 1, 0.6, 2.0),                                               # 은행 단 서쪽
    (1, -44.2, 45, 270, 0, 0.6, 1.0), (1, -44.2, 100, 270, 1, 0.6, 1.0),                                      # 여관 단 동쪽
    (1, -44.2, -104, 270, 0, 0.55, 3.0), (1, -44.2, -86.4, 270, 1, 0.55, 3.0),                                # 병원 단 동쪽(3판: 단 끝 -104 에 맞춰 붙임)
]

# ================================================================== 넓적한 눈 판(길·단이 아닌 땅). (u0, u1, v0, v1, h) — 이웃과 0.4~1 차이
SLABS = [
    (-165, -150, -104, -48, 0.6), (-162, -135, -42, 37, 0.5), (-167, -150, 80, 109, 0.6),   # 서쪽 고리 바깥
    # 천문대 둘레(발자국 + 2 밖)
    (-226, -150, 136, 152, 0.6), (-216, -194, 152, 172, 0.4),
    # 남서 전망 턱
    (-47.4, -37, 180, 198, 0.6), (-82, -52, 200, 211, 0.8),
    # 본부·동문 둘레
    (283, 339, 186, 203, 0.4), (421, 457, 102, 150, 0.6), (339, 421, 202, 211, 0.5),
    # ── 2판 눈밭 판(손 자리) — 판 하나 긴 변 ≤ 60, 이웃과 0.3~0.5 엇갈림, 길에서 비켜(대각 길은 중심선에서 9 넘게) ──
    # ③ 북동 눈밭 — 대각 길 동쪽
    (150, 205, -276, -244, 0.6), (205, 251, -268, -244, 0.9), (118, 160, -244, -206, 0.9), (160, 212, -244, -208, 0.4),
    (84, 130, -206, -170, 0.5), (130, 200, -206, -178, 0.8), (50, 110, -166, -135, 0.7), (110, 150, -170, -135, 0.4),
    # ③ 북동 눈밭 — 대각 길 서쪽 · 북 만
    (60, 100, -280, -252, 0.6), (36, 62, -226, -198, 0.7),
    (-160, -128, -196, -186, 0.8),
    # ④ 동쪽 벌판
    (124, 168, -124, -80, 0.6), (128, 168, -80, -46, 0.9), (165, 190, -24, 16, 0.7), (215, 260, -24, 26, 0.4),
    (260, 330, -6, 26, 0.9), (170, 222, -74, -24, 0.5), (276, 336, -80, -30, 0.6), (284, 340, -140, -96, 0.9),
    (222, 276, -150, -112, 0.7), (222, 262, -66, -24, 0.8), (180, 222, -132, -96, 0.4),
    # ④ 남동 벌판
    (37, 90, 142, 196, 0.6), (90, 150, 142, 170, 0.9), (150, 210, 142, 196, 0.4), (210, 282, 150, 196, 0.8),
    (160, 181, 38, 84, 0.5), (215, 262, 38, 62, 0.8), (222, 282, 108, 150, 0.6), (296, 328, 72, 128, 0.6), (206, 250, -204, -172, 0.6), (328, 370, 104, 132, 0.8), (312, 352, 132, 166, 0.5), (352, 385, 136, 168, 0.9), (362, 385, 104, 136, 0.4),
    # ② 능선 아래 서쪽 만
    (-236, -180, 8, 60, 0.6), (-270, -226, -100, -62, 0.8), (-226, -186, -96, -44, 0.5), (-186, -165, -64, -30, 0.9),
    (-230, -180, 64, 110, 0.9), (-232, -206, -130, -104, 0.6), (-178, -154, -134, -110, 0.6),
    # 단 위 넓적 판(단 높이 + 0.5~0.9 — 단 윗면도 고르지 않게)
    (-64, -40, 95, 126, 1.7), (-27, -7, 100, 121, 6.6), (9, 27, 58, 95, 6.5), (7, 27, 124, 129, 6.8),
    (-128, -108, -102, -80, 3.6), (-60, -40, -102, -92, 3.5), (40, 60, 58, 100, 2.6), (50, 62, 10, 26, 4.5),
    (-27, -17, -102, -60, 5.6), (17, 26, -102, -58, 5.7), (-125, -100, -27, -5, 6.5), (52, 64, -128, -95, 8.6),
]

# ================================================================== 소품(적게, 손으로). (틀, u, v, yaw, 배율)
#   Gas_Lamp(SnowKit) = 길 꺾이는 곳·문 앞만, Pine_A/Pine_B/Birch_A(ForestKit 눈 색) = 바위 사이 빈 판에
PROPS = [
    # 가스등: 광장 넓은 단 양옆
    ("Gas_Lamp", -7, -38, 180, 1.0), ("Gas_Lamp", 7, -38, 180, 1.0), ("Gas_Lamp", -7, 38, 0, 1.0), ("Gas_Lamp", 7, 38, 0, 1.0),
    ("Gas_Lamp", -38, -7, -90, 1.0), ("Gas_Lamp", -38, 7, -90, 1.0), ("Gas_Lamp", 38, -7, 90, 1.0), ("Gas_Lamp", 38, 7, 90, 1.0),
    # 가스등: 문 앞(왼쪽 하나)
    ("Gas_Lamp", -7, -62, 180, 1.0), ("Gas_Lamp", 62, -91, 90, 1.0), ("Gas_Lamp", 62, -7, 90, 1.0), ("Gas_Lamp", 77, 56, 0, 1.0),
    ("Gas_Lamp", -8, 72, -90, 1.0), ("Gas_Lamp", 7, 124, 0, 1.0), ("Gas_Lamp", -91, 50, 0, 1.0), ("Gas_Lamp", -62, 7, -90, 1.0),
    ("Gas_Lamp", -91, -54, 180, 1.0),
    # 가스등: 길 꺾이는 곳
    ("Gas_Lamp", -48, -100, 90, 1.0), ("Gas_Lamp", 154, -38, 180, 1.0), ("Gas_Lamp", 170, 22, -90, 1.0),
    ("Gas_Lamp", 306, 22, 180, 1.0), ("Gas_Lamp", 370, 108, 0, 1.0), ("Gas_Lamp", 420, 106, 0, 1.0),
    ("Gas_Lamp", -142, -30, -90, 1.0), ("Gas_Lamp", -142, 30, -90, 1.0),
    ("Gas_Lamp", 24, 180, 0, 1.0), ("Gas_Lamp", -24, 180, 0, 1.0), ("Gas_Lamp", -46, 154, -90, 1.0),
    # 배치 3판: 동문 안쪽 양옆 · 본부 문 양옆 · 지하 입구 문 양옆 · 본부앞길 꺾이는 곳
    ("Gas_Lamp", 180, 21, 90, 1.0), ("Gas_Lamp", 180, 43, 90, 1.0), ("Gas_Lamp", -26, -126, 180, 1.0), ("Gas_Lamp", -10.6, -126, 180, 1.0),
    ("Gas_Lamp", -179, -176, -90, 1.0), ("Gas_Lamp", -186, -152, -90, 1.0), ("Gas_Lamp", -138, -110, 0, 1.0), ("Gas_Lamp", 38, -110, 0, 1.0),
    # 눈 나무: 단 위 빈 자리 (2판: 나무는 모두 꽉참 지도 8 격자의 칸 가운데(≡ 0.5, 8 마다)로 — 재는 자리가 나무 밑동에 서지 않게)
    ("Pine_A", -23.5, -103.5, 0, 0.45), ("Pine_B", 24.5, -111.5, 40, 0.4), ("Pine_A", 16.5, 120.5, 20, 0.4), ("Birch_A", 16.5, 64.5, 0, 0.4),
    ("Pine_B", 0.5, 178.5, 110, 0.45),     # 3판: 전망 단 두 그루를 계류탑 그늘·단 동쪽으로(남서골목에서 시계탑이 보이게)
    ("Pine_A", -127.5, -63.5, 0, 0.5), ("Pine_B", -47.5, -111.5, 60, 0.4), ("Pine_A", -111.5, 16.5, 15, 0.45),
    ("Pine_B", 48.5, 120.5, 90, 0.45),
    # ── 2판 바깥 나무(손 자리) — 흩뿌리지 않고 숲·무리로만. 눈밭 꾸밈은 낮은 돌무지(본보기 19)가 맡는다 ──
    # ③ 북동 눈 나무 숲(대각 길과 시계탑 사이 선 동쪽 — 길에서 탑이 가리지 않게)
    #   3판: 북동 귀 언덕 서쪽 발치 셋 · 북쪽 큰 덩어리(본보기 3) 남쪽 발치 둘 — 나무 뒤(북동)가 바위라 눈밭 자리에서 시계탑을 가리지 않는다
    ("Pine_A", 248.5, -247.5, 0, 0.55), ("Pine_B", 232.5, -247.5, 40, 0.5), ("Pine_A", 256.5, -223.5, 70, 0.6),
    ("Pine_B", 56.5, -223.5, 15, 0.5), ("Pine_B", 72.5, -223.5, 60, 0.45),
    # ④ 남동 벌판 나무 무리 · 동쪽 가 나무 셋
    ("Pine_A", 376.5, 168.5, 0, 0.55), ("Pine_A", 368.5, 184.5, 10, 0.5),     # 3판: 남동 귀 높은 산 서쪽 발치(뒤가 산 — 시계탑을 안 가림)
    ("Pine_A", 336.5, -111.5, 0, 0.6), ("Pine_B", 336.5, -39.5, 10, 0.55),
    # ② 서쪽 만 · ③ 북 만 · ⑥ 천문대 앞
    ("Pine_B", -231.5, 32.5, 0, 0.5), ("Pine_A", -247.5, -79.5, 0, 0.5),
    ("Pine_A", -207.5, -201.5, 0, 0.5), ("Pine_A", -215.5, 200.5, 0, 0.5),
]

# ================================================================== Studio 지금 마을 폴더(Workspace.Schneereich.마을) 정리
KEEP_FOLDERS = [
    ("천문대", "통째로 남김 — Observatory(조율자 전직)"),
    ("경매장", "통째로 남김 — Casino_Gate(+ 피벗에 붙은 Casino_Under). 땅 파기(Surface.R_설원3.Land 조각)는 손대지 않는다"),
    ("체스판/Figuren_HQ", "기물군 본부만 남김(같은 폴더의 Vertical_Boiler·집 셋은 백업으로)"),
    ("돌/연병장", "체스판 연병장 바닥만 남김(돌 폴더의 나머지는 백업으로)"),
    ("톱니 중 Figuren_HQ 시계 바늘", "ClockHand_Hour · ClockHand_Minute · ClockPin(본부 발자국 안) — 나머지 톱니는 백업으로"),
]
REMOVE_FOLDERS = ["돌(연병장 빼고)", "길", "광장", "공방", "학교", "공장", "계류탑", "남쪽전망", "동문", "서비스구역", "바깥고리",
                  "북쪽거리", "뒷골목", "변환로마당", "서북거리", "공방골목", "동쪽거리", "동문길", "남쪽거리", "남서거리", "석탄마당",
                  "공방마당", "놀이터", "연못", "난방관", "가스등", "나무", "톱니(본부 시계 바늘 빼고)", "체스판(본부 빼고)"]
BACKUP = "ServerStorage.Snow_Town2_Backup"


# ================================================================== 계산
def to_world(u, v):
    return CX + u, CZ + v


def pad_depth(name):
    """피벗에서 앞(문)·뒤까지 (앞, 뒤). 보통 깊이의 반씩 — FRONT_BACK 에 적힌 건물만 다르다"""
    return FRONT_BACK.get(name, (SIZE[name][1] / 2, SIZE[name][1] / 2))


def pad_rect(name, u, v, yaw):
    w = SIZE[name][0]
    f, b = pad_depth(name)
    r = math.radians(yaw)
    c, s = math.cos(r), math.sin(r)
    pts = [(u + lx * c + lz * s, v - lx * s + lz * c) for lx in (-w / 2, w / 2) for lz in (-f, b)]
    return (min(p[0] for p in pts), max(p[0] for p in pts), min(p[1] for p in pts), max(p[1] for p in pts))


def front(yaw):
    r = math.radians(yaw)
    return -math.sin(r), -math.cos(r)


def pad_door(name, u, v, yaw):
    fx, fz = front(yaw)
    d = pad_depth(name)[0]
    return (round(u + fx * d, 2), round(v + fz * d, 2))


def keep_poly(kind, x, z, yaw, pad=0.0):
    return [(px - CX, pz - CZ) for px, pz in P2.rect_world(kind, x, z, yaw, 0, pad + KEEP_PAD.get(kind, 0.0))]


def casino_under_box():
    """땅 밑 경매장 상자(월드 x0, x1, z0, z1) — 지하 입구 KEEP_MOVE 자리·yaw 로 돌림"""
    k = [k for k in KEEP if k[0] == "Casino_Gate"][0]
    r = math.radians(k[3])
    c, s = math.cos(r), math.sin(r)
    lx0, lx1, lz0, lz1 = CASINO_UNDER_LOCAL
    pts = [(k[1] + lx * c + lz * s, k[2] - lx * s + lz * c) for lx in (lx0, lx1) for lz in (lz0, lz1)]
    return (min(p[0] for p in pts), max(p[0] for p in pts), min(p[1] for p in pts), max(p[1] for p in pts))


def under_clearance():
    """땅 밑 경매장 상자 ↔ 지하(Snow3_Under_data)·굴(Snow_Tunnels_data) 가장 가까운 거리(월드 xz, 높이 겹침 무시 — 보수적으로)"""
    import re
    bx0, bx1, bz0, bz1 = casino_under_box()
    out = {}
    for nm, fn, centered in (("지하 R_설원3_지하", "Snow3_Under_data.luau", False), ("굴 R_설원3_터널", "Snow_Tunnels_data.luau", True)):
        best = None
        for line in open(os.path.join(HERE, fn), encoding="utf-8"):
            m = re.match(r'\s*\{ "\w+", ([-\d., ]+)', line)
            if not m:
                continue
            v = [float(a) for a in m.group(1).split(",") if a.strip()]
            if centered:      # 가운데·크기·돌림 — 돌림을 몰라도 되게 가장 긴 변의 반을 반지름으로(보수적)
                rr = max(v[3], v[4], v[5]) / 2
                x0, x1, z0, z1 = v[0] - rr, v[0] + rr, v[2] - rr, v[2] + rr
            else:
                x0, x1, z0, z1 = v[0], v[1], v[2], v[3]
            dx = max(0.0, x0 - bx1, bx0 - x1)
            dz = max(0.0, z0 - bz1, bz0 - z1)
            d = math.hypot(dx, dz)
            best = d if best is None else min(best, d)
        out[nm] = best
    return out


def keep_door(kind, x, z, yaw):
    fx, fz = front(yaw)
    d = -P2.KIT[kind][0][2]
    return (round(x - CX + fx * d, 2), round(z - CZ + fz * d, 2))


def rock_boxes(row):
    """본보기 놓기 한 줄 → 상자 [(u0, u1, v0, v1, 윗면 h)]"""
    k, u, v, rot, mir, sc, base = row
    out = []
    for x, z, w, d, h in ROCK_T[k]:
        x0, x1, z0, z1 = x * sc, (x + w) * sc, z * sc, (z + d) * sc
        if mir:
            x0, x1 = -x1, -x0
        for _ in range((rot // 90) % 4):            # 시계 90: (x, z) → (-z, x)  ('뒤' 북 → 동)
            x0, x1, z0, z1 = -z1, -z0, x0, x1
        out.append([x0, x1, z0, z1, base + h * sc])
    mx, mz = min(b[0] for b in out), min(b[2] for b in out)
    return [(round(u + b[0] - mx, 2), round(u + b[1] - mx, 2), round(v + b[2] - mz, 2), round(v + b[3] - mz, 2), round(b[4], 2)) for b in out]


ALL_ROCKS = [(i, b) for i, row in enumerate(ROCKS) for b in rock_boxes(row)]

# ⑩ 본보기 네 옆면(배치 3판, 2026-11-23 사용자: "한쪽에만 세밀하게 구현돼있고, 다른 한쪽은 민둥민둥한 건 전체적으로 세밀하게 수정해줘.")
#   본보기 하나를 맨땅에 놓고 북·동·남·서 바깥에서 안으로 걸어 들어가며 만나는 '한 번에 솟는 면' 높이(턱 하나)를 잰다.
#   한 면의 턱 = 줄마다 가장 큰 솟음의 90% 값. 통과: 네 면 모두 ≤ max(4.5, 높이 × 0.5) 이고 ≤ 12(맵_기준 16 — 높이 12 마다 끊기).
#   4.5 = 1인칭 눈높이 — 그보다 낮은 한 턱은 '턱'이지 민짜 벽이 아니다
SIDE_RES = 0.25
REUSE_T = (0, 1, 2, 3, 4, 5, 6, 7, 8, 9, 10, 17, 19)    # 돌려 쓰는 본보기(11~16 은 한 번만 놓는 큰 모양 — 마을 전체 면 검사가 본다)


def template_sides(k):
    bs = ROCK_T[k]
    x1 = max(b[0] + b[2] for b in bs)
    z1 = max(b[1] + b[3] for b in bs)
    nx, nz = int(math.ceil(x1 / SIDE_RES)) + 2, int(math.ceil(z1 / SIDE_RES)) + 2
    H = [[0.0] * nx for _ in range(nz)]
    for x, z, w, d, h in bs:
        for j in range(int(round(z / SIDE_RES)) + 1, int(round((z + d) / SIDE_RES)) + 1):
            row = H[j]
            for i in range(int(round(x / SIDE_RES)) + 1, int(round((x + w) / SIDE_RES)) + 1):
                if h > row[i]:
                    row[i] = h
    top = max(b[4] for b in bs)

    def side(lines):
        rises = []
        for line in lines:
            best, prev = 0.0, 0.0
            for h in line:
                if h > prev:
                    best = max(best, h - prev)
                prev = h
            if any(line):
                rises.append(best)
        rises.sort()
        return rises[int(0.9 * (len(rises) - 1))] if rises else 0.0
    cols = [[H[j][i] for j in range(nz)] for i in range(nx)]
    return top, {"북": side(cols), "남": side([c[::-1] for c in cols]), "서": side(H), "동": side([r[::-1] for r in H])}


ROCK_BUDGET = 2600     # 마을 바위 상자 합계 상한(배치 3판 지시)


def side_limit(top):
    return min(12.0, max(4.5, 0.5 * top))

# ------------------------------------------------------------------ 격자(1 스터드)
U0, U1, V0, V1 = -400, 460, -320, 250
NU, NV = U1 - U0, V1 - V0
K_OUT, K_GROUND, K_TERR, K_SLAB, K_STEP, K_ROCK, K_BLD, K_KEEP, K_PAVE, K_WALL = range(10)


def cells(u0, u1, v0, v1):
    a, b = max(0, int(math.floor(u0 - U0 + 0.5))), min(NU, int(math.floor(u1 - U0 + 0.5)))
    c, d = max(0, int(math.floor(v0 - V0 + 0.5))), min(NV, int(math.floor(v1 - V0 + 0.5)))
    return range(a, b), range(c, d)


def in_poly(poly, x, z):
    hit = False
    n = len(poly)
    for i in range(n):
        (ax, az), (bx, bz) = poly[i], poly[(i + 1) % n]
        if (az > z) != (bz > z) and x < ax + (z - az) * (bx - ax) / (bz - az):
            hit = not hit
    return hit


class Grid:
    def __init__(self):
        self.H = [[0.0] * NU for _ in range(NV)]       # 걷는 윗면 h(바위·건물 포함)
        self.G = [[0.0] * NU for _ in range(NV)]       # 바닥 h(단·판·넓은 단까지 — 바위·건물 빼고)
        self.K = [[K_OUT] * NU for _ in range(NV)]
        self.PATH = [[None] * NU for _ in range(NV)]
        self.FLAT = [[False] * NU for _ in range(NV)]  # 마을 고원 위(땅 json 평지)
        for j in range(NV):
            for i in range(NU):
                u, v = U0 + i + 0.5, V0 + j + 0.5
                h = P2.ground_at(CX + u, CZ + v)
                mine = (-394 <= u <= 383 and -307 <= v <= 211) or (383 <= u <= 457 and 38 <= v <= 211)   # 사양 고원 + 동문 길 띠
                if not mine and h is not None and 59.4 <= h <= 60.3:
                    h = None                                   # 마을 밖 평지(남쪽 59.9 띠·필드) — 손대지 않는다
                if h is None or h < 59.4:
                    self.K[j][i], self.H[j][i] = K_OUT, -50.0
                elif h > 60.3:
                    self.K[j][i], self.H[j][i] = K_WALL, h - BASE      # 서·북 높은 바위
                else:
                    self.K[j][i] = K_GROUND
                    self.FLAT[j][i] = True

    def floor(self, u0, u1, v0, v1, h, kind):
        ii, jj = cells(u0, u1, v0, v1)
        for j in jj:
            Hj, Gj, Kj = self.H[j], self.G[j], self.K[j]
            for i in ii:
                if Kj[i] in (K_OUT, K_WALL):
                    continue
                if kind == K_TERR or h >= Gj[i]:
                    Gj[i] = Hj[i] = h
                    Kj[i] = kind

    def solid(self, u0, u1, v0, v1, top, kind):
        ii, jj = cells(u0, u1, v0, v1)
        for j in jj:
            Hj, Kj = self.H[j], self.K[j]
            for i in ii:
                if Kj[i] in (K_OUT, K_WALL):
                    continue
                if top > Hj[i] or kind in (K_BLD, K_KEEP):
                    Hj[i] = max(top, Hj[i])
                    Kj[i] = kind

    def at(self, u, v):
        i, j = int(math.floor(u - U0)), int(math.floor(v - V0))
        if 0 <= i < NU and 0 <= j < NV:
            return i, j
        return None


def seg_samples(a, b, step=1.0):
    L = math.hypot(b[0] - a[0], b[1] - a[1])
    n = max(1, int(L / step))
    return [(a[0] + (b[0] - a[0]) * t / n, a[1] + (b[1] - a[1]) * t / n) for t in range(n + 1)], L


def build_grid():
    g = Grid()
    for t in TERRACES:
        g.floor(t[1], t[2], t[3], t[4], t[5], K_TERR)
    for s in SLABS:
        g.floor(s[0], s[1], s[2], s[3], s[4], K_SLAB)
    x0, z0, x1, z1 = CHESS[1] - CX, CHESS[2] - CZ, CHESS[3] - CX, CHESS[4] - CZ
    g.floor(x0, x1, z0, z1, 0.0, K_PAVE)
    for s in STEPS:
        g.floor(s[1], s[2], s[3], s[4], s[5], K_STEP)
    for _, b in ALL_ROCKS:
        g.solid(b[0], b[1], b[2], b[3], b[4], K_ROCK)
    for name, u, v, yaw, h, fore, no, kr in PADS:
        r = pad_rect(name, u, v, yaw)
        if name == "Sn3_Gate":                          # 관문은 길(폭 12)이 지나간다 — 양 끝 기둥 자리만 막는다(2판: 기둥 속 자리를 재지 않게)
            if yaw % 180 == 0:
                g.solid(r[0], u - 6, r[2], r[3], h + 22.0, K_BLD)
                g.solid(u + 6, r[1], r[2], r[3], h + 22.0, K_BLD)
            else:
                g.solid(r[0], r[1], r[2], v - 6, h + 22.0, K_BLD)
                g.solid(r[0], r[1], v + 6, r[3], h + 22.0, K_BLD)
            continue
        r = pad_rect(name, u, v, yaw)
        g.solid(r[0], r[1], r[2], r[3], h + 30.0, K_BLD)
    for kind, x, z, yaw in KEEP:
        poly = keep_poly(kind, x, z, yaw)
        us, vs = [p[0] for p in poly], [p[1] for p in poly]
        ii, jj = cells(min(us), max(us), min(vs), max(vs))
        for j in jj:
            for i in ii:
                if in_poly(poly, U0 + i + 0.5, V0 + j + 0.5) and g.K[j][i] != K_OUT:
                    g.H[j][i], g.K[j][i] = 30.0, K_KEEP
    for name, w, pts in PATHS:
        for a, b in zip(pts, pts[1:]):
            L = math.hypot(b[0] - a[0], b[1] - a[1])
            ux, uz = (b[0] - a[0]) / L, (b[1] - a[1]) / L
            us = [a[0], b[0], a[0] - uz * w / 2, a[0] + uz * w / 2, b[0] - uz * w / 2, b[0] + uz * w / 2]
            vs = [a[1], b[1], a[1] + ux * w / 2, a[1] - ux * w / 2, b[1] + ux * w / 2, b[1] - ux * w / 2]
            ii, jj = cells(min(us) - 1, max(us) + 1, min(vs) - 1, max(vs) + 1)
            for j in jj:
                for i in ii:
                    pu, pv = U0 + i + 0.5, V0 + j + 0.5
                    t = (pu - a[0]) * ux + (pv - a[1]) * uz
                    if -0.01 <= t <= L + 0.01 and abs(-(pu - a[0]) * uz + (pv - a[1]) * ux) < w / 2:
                        g.PATH[j][i] = name
    return g


# ------------------------------------------------------------------ 검사
def pad_entries():
    """(이름표, 번호, 사각형 or 다각형, 문 (u, v), 남는 것?)"""
    out = []
    for name, u, v, yaw, h, fore, no, kr in PADS:
        r = pad_rect(name, u, v, yaw)
        out.append((name, no, kr, [(r[0], r[2]), (r[1], r[2]), (r[1], r[3]), (r[0], r[3])], pad_door(name, u, v, yaw), False))
    for kind, x, z, yaw in KEEP:
        no, kr = KEEP_KIND[kind]
        out.append((kind, no, kr, keep_poly(kind, x, z, yaw), keep_door(kind, x, z, yaw), True))
    return out


def path_graph():
    """꼭짓점·T 이음을 마디로. 광장 안 꼭짓점은 광장 가운데와 곧게 잇는다"""
    segs = []
    for name, w, pts in PATHS:
        for a, b in zip(pts, pts[1:]):
            segs.append((tuple(a), tuple(b)))
    verts = {p for s in segs for p in s}
    adj = {}

    def link(p, q):
        d = math.hypot(p[0] - q[0], p[1] - q[1])
        adj.setdefault(p, []).append((q, d))
        adj.setdefault(q, []).append((p, d))
    for a, b in segs:
        on = [a, b] + [p for p in verts if p not in (a, b) and P2.seg_dist(p[0], p[1], a, b) < 0.5]
        on.sort(key=lambda p: (p[0] - a[0]) ** 2 + (p[1] - a[1]) ** 2)
        for p, q in zip(on, on[1:]):
            link(p, q)
    o = (0.0, 0.0)
    for p in verts:
        if abs(p[0]) <= 40.01 and abs(p[1]) <= 40.01:
            link(o, p)
    dist = {o: 0.0}
    pq = [(0.0, o)]
    while pq:
        d, p = heapq.heappop(pq)
        if d > dist.get(p, 1e18):
            continue
        for q, w in adj.get(p, []):
            if d + w < dist.get(q, 1e18):
                dist[q] = d + w
                heapq.heappush(pq, (d + w, q))
    return dist


def walk_table():
    dist = path_graph()
    rows = []
    for name, no, kr, poly, door, kept in pad_entries():
        if name == "Sn3_Clock":
            continue
        best = None
        for p, d in dist.items():
            e = math.hypot(p[0] - door[0], p[1] - door[1])
            if e <= 12.0 and (best is None or d + e < best[0]):
                best = (d + e, e)
        rows.append((no, name, kr, best[0] if best else None, WALK_LIM.get(name, 160.0)))
    return sorted(rows)


# 걷기 한도(광장 가운데 → 문, 길 따라). 가운데 아홉 10초, 계류탑 10초, 동문 15초, 특수 건물 12초(배치 3판 지시서)
#   지하 입구만 예외: 사용자 자리(2026-11-23)는 문이 광장 가운데에서 곧게 248 — 병원 단·연병장을 돌아 길로 306(19.1초). 질문 md 배치 3판 Q2
WALK_LIM = {"Sn3_Gate": 240.0, "Figuren_HQ": 192.0, "Observatory": 192.0, "Casino_Gate": 310.0}


def check(g):
    msgs = []
    # ① 고원 안·59.7 위
    def on_plateau(u0, u1, v0, v1, what, wall_ok=False):
        """귀 넷·가운데가 마을 평지(바위는 서·북 높은 바위에 기대어도 된다 — 벽 속으로 이어짐)"""
        for u, v in ((u0 + 0.6, v0 + 0.6), (u1 - 0.6, v0 + 0.6), (u1 - 0.6, v1 - 0.6), (u0 + 0.6, v1 - 0.6), ((u0 + u1) / 2, (v0 + v1) / 2)):
            c = g.at(u, v)
            if c is not None and wall_ok and g.K[c[1]][c[0]] == K_WALL:
                continue
            if c is None or not g.FLAT[c[1]][c[0]]:
                msgs.append("① 고원 밖 %s (%.0f,%.0f)" % (what, u, v))
                return
    for t in TERRACES:
        on_plateau(t[1], t[2], t[3], t[4], "단 " + t[0])
        if t[5] < 0:
            msgs.append("① 59.7 아래 단 " + t[0])
    for s in SLABS:
        on_plateau(s[0], s[1], s[2], s[3], "판 (%.0f,%.0f)" % (s[0], s[2]))
        if not 0.0 < s[4] <= 9.0:
            msgs.append("① 판 높이 %.1f (%.0f,%.0f)" % (s[4], s[0], s[2]))
    for i, b in ALL_ROCKS:
        on_plateau(b[0], b[1], b[2], b[3], "바위 #%d" % i, True)
    for name, u, v, yaw, h, fore, no, kr in PADS:
        r = pad_rect(name, u, v, yaw)
        on_plateau(r[0], r[1], r[2], r[3], name)
    # ② 겹침: 건물끼리·건물과 바위(여유 2), 남는 셋·지하 입구 둘레
    ents = pad_entries()
    for a in range(len(ents)):
        for b in range(a + 1, len(ents)):
            pa = ents[a][3]
            pb = ents[b][3]
            ea = [(min(p[0] for p in pa) - 2, min(p[1] for p in pa) - 2), (max(p[0] for p in pa) + 2, max(p[1] for p in pa) + 2)]
            if P2.overlap([(ea[0][0], ea[0][1]), (ea[1][0], ea[0][1]), (ea[1][0], ea[1][1]), (ea[0][0], ea[1][1])], pb):
                msgs.append("② 건물겹침 %s <> %s" % (ents[a][0], ents[b][0]))
    for name, no, kr, poly, door, kept in ents:
        us, vs = [p[0] for p in poly], [p[1] for p in poly]
        box = [(min(us) - 2, min(vs) - 2), (max(us) + 2, min(vs) - 2), (max(us) + 2, max(vs) + 2), (min(us) - 2, max(vs) + 2)]
        big = keep_poly(name, *[k[1:] for k in KEEP if k[0] == name][0], pad=2.0) if kept else box
        for i, b in ALL_ROCKS:
            if P2.overlap(big, [(b[0], b[2]), (b[1], b[2]), (b[1], b[3]), (b[0], b[3])]):
                msgs.append("② 바위 #%d(%s) 가 %s 에 걸림" % (i, ROCKS[i][:2], name))
        if kept:
            for t in TERRACES + [("판",) + tuple(s[:4]) + (s[4],) for s in SLABS]:
                if P2.overlap(big, [(t[1], t[3]), (t[2], t[3]), (t[2], t[4]), (t[1], t[4])]):
                    msgs.append("② %s 이 남는 건물 %s 밑으로 들어감" % (t[0], name))
        else:
            hs = set()
            ii, jj = cells(min(us) + 0.5, max(us) - 0.5, min(vs) + 0.5, max(vs) - 0.5)
            for j in jj:
                for i in ii:
                    hs.add(round(g.G[j][i], 2))
            want = [p[4] for p in PADS if p[0] == name][0]
            if name != "Sn3_Gate" and hs != {want}:
                msgs.append("② %s 밑 바닥 높이가 고르지 않거나 단 높이(%.1f)와 다름: %s" % (name, want, sorted(hs)))
    cg = [k for k in KEEP if k[0] == "Casino_Gate"][0]
    cu, cv = cg[1] - CX, cg[2] - CZ

    def near_court(u0, u1, v0, v1):
        dx = max(0.0, u0 - cu, cu - u1)
        dz = max(0.0, v0 - cv, cv - v1)
        return math.hypot(dx, dz) < CASINO_COURT
    for i, b in ALL_ROCKS:
        if near_court(b[0], b[1], b[2], b[3]):
            msgs.append("② 바위 #%d(%s) 가 지하 입구 둘레 %d 안에" % (i, ROCKS[i][:3], CASINO_COURT))
    for t in TERRACES:
        if near_court(t[1], t[2], t[3], t[4]):
            msgs.append("② 단 %s 가 지하 입구 둘레 %d 안에" % (t[0], CASINO_COURT))
    for s in SLABS:
        if near_court(s[0], s[1], s[2], s[3]):
            msgs.append("② 판 (%.0f,%.0f) 이 지하 입구 둘레 %d 안에" % (s[0], s[2], CASINO_COURT))
    for nm, d in under_clearance().items():
        if d < 30.0:
            msgs.append("② 땅 밑 경매장이 %s 와 %.1f 안 떨어짐(30 이상)" % (nm, d))
    cs = (CHESS[1] - CX, CHESS[3] - CX, CHESS[2] - CZ, CHESS[4] - CZ)
    for i, b in ALL_ROCKS:
        if b[0] < cs[1] and b[1] > cs[0] and b[2] < cs[3] and b[3] > cs[2]:
            msgs.append("② 바위 #%d 가 체스판 연병장 위에" % i)
    # ③ 길 폭 ④ 길 위 높이 변화
    for name, w, pts in PATHS:
        bad3, bad4, where = 0, 0, None
        for a, b in zip(pts, pts[1:]):
            smp, L = seg_samples(a, b, 1.0)
            ux, uz = (b[0] - a[0]) / L, (b[1] - a[1]) / L
            prev = None
            for k, (pu, pv) in enumerate(smp):
                if k == len(smp) - 1 and b == pts[-1]:
                    break
                c = g.at(pu, pv)
                if c is None:
                    continue
                h0 = g.G[c[1]][c[0]]
                if prev is not None and abs(h0 - prev) > 1.0 + 1e-6:
                    bad4 += 1
                    where = where or (pu, pv)
                prev = h0
                for s in range(-int(w / 2), int(w / 2) + 1):
                    off = max(-w / 2 + 0.5, min(w / 2 - 0.5, s))
                    q = g.at(pu - uz * off, pv + ux * off)
                    if q is None:
                        continue
                    kq = g.K[q[1]][q[0]]
                    if kq in (K_ROCK, K_BLD, K_KEEP, K_WALL, K_OUT) or abs(g.G[q[1]][q[0]] - h0) > 1.0 + 1e-6 or kq == K_SLAB:
                        if name in ("동남대로", "동문밖길") and kq == K_BLD:
                            continue
                        bad3 += 1
                        where = where or (pu - uz * off, pv + ux * off)
        if bad3:
            msgs.append("③ 길 %s 폭 안에 바위·건물·판·턱 %d 칸 (첫 자리 u %.0f v %.0f)" % (name, bad3, where[0], where[1]))
        if bad4:
            msgs.append("④ 길 %s 위 단차 > 1 %d 곳" % (name, bad4))
    for s in STEPS:
        dw, dd = s[2] - s[1], s[4] - s[3]
        if min(dw, dd) < 2.0 - 1e-6 or max(dw, dd) < 8.0:
            msgs.append("④ 넓은 단 %s (%.0f,%.0f) 크기 %.1f×%.1f — 디딤 2·폭 8 아래" % (s[0], s[1], s[3], dw, dd))
    # ⑤ 걷는 거리
    for no, name, kr, d, lim in walk_table():
        if d is None:
            msgs.append("⑤ %s 문에 닿는 길 없음" % name)
        elif d > lim:
            msgs.append("⑤ %s 걷기 %.0f > %.0f" % (name, d, lim))
    # ⑥ 3~9 틈
    gaps = gap_scan(g)
    for u, v, wdt, ax in gaps:
        msgs.append("⑥ 틈 %d 스터드 (%s 방향) u %.0f v %.0f" % (wdt, ax, u, v))
    # ⑦ 빈 평지
    for u0, v0, side in empty_flats(g):
        msgs.append("⑦ 빈 평지 %d×%d 끝 귀 u %.0f v %.0f" % (side, side, u0, v0))
    # ⑨ 소품 자리: 걷는 바닥 위, 길 폭 밖
    for k, u, v, yaw, sc_ in PROPS:
        c = g.at(u, v)
        if c is None or not walkable(g.K[c[1]][c[0]]) or g.PATH[c[1]][c[0]] is not None:
            msgs.append("⑨ 소품 %s (%.0f,%.0f) 자리가 길·바위·건물 위" % (k, u, v))
    # ⑩ 본보기 네 옆면 같은 결
    for k in REUSE_T:
        top, sides = template_sides(k)
        lim = side_limit(top)
        for nm, v in sides.items():
            if v > lim + 1e-6:
                msgs.append("⑩ 본보기 %d %s 면 턱 %.1f > %.1f (민짜)" % (k, nm, v, lim))
    if len(ALL_ROCKS) > ROCK_BUDGET:
        msgs.append("⑩ 마을 바위 상자 %d > %d" % (len(ALL_ROCKS), ROCK_BUDGET))
    # ⑪ 마을 전체 바위 면: 한 번에 12 넘게 솟는 면 · 걷는 땅에 선 7 넘는 면이 30 넘게 한 줄
    for d, u, v, L, rise, wf in face_runs(g, FACE_TALL):
        if L >= 3:
            msgs.append("⑪ 바위 면 %s u %d v %d 길이 %d 솟음 %.1f > %.0f(턱 없음)" % (d, u, v, L, rise, FACE_TALL))
    for d, u, v, L, rise, wf in face_runs(g, FACE_WIDE[0]):
        if wf and L >= FACE_WIDE[1]:
            msgs.append("⑪ 바위 면 %s u %d v %d 길이 %d 솟음 %.1f — 걷는 땅 앞 긴 민짜" % (d, u, v, L, rise))
    # ⑧ 시계탑 보임
    for name, w, pts in PATHS:
        for p in pts:
            hit = sight_block(g, p)
            if hit:
                msgs.append("⑧ 길 %s 꼭짓점 (%.0f,%.0f) 에서 시계탑 꼭대기가 바위에 가림 (u %.0f v %.0f)" % (name, p[0], p[1], hit[0], hit[1]))
    return msgs


def walkable(k):
    return k in (K_GROUND, K_TERR, K_SLAB, K_STEP, K_PAVE)


FACE_TALL = 12.0      # ⑪ 바위 한 면이 이보다 높게 한 번에 솟으면 턱이 없는 것(맵_기준 16 — 높이 12 마다 끊기)
FACE_WIDE = (7.0, 30)  # ⑪ 걷는 땅에 바로 선 면이 7 넘게 솟으며 30 넘게 같은 줄로 이어지면 민짜 벽


def face_runs(g, thr):
    """바위 면 조각(칸 경계)을 같은 줄·같은 윗면 높이·솟음 > thr 로 이어 (방향, u, v, 길이, 가장 큰 솟음, 걷는 땅 앞?) 목록"""
    out = []
    for d, (di, dj) in (("북", (0, -1)), ("남", (0, 1)), ("서", (-1, 0)), ("동", (1, 0))):
        along = (1, 0) if dj else (0, 1)
        seen = set()
        for j in range(1, NV - 1):
            for i in range(1, NU - 1):
                if (i, j) in seen or g.K[j][i] != K_ROCK:
                    continue
                h = g.H[j][i]
                rise, walk_front, L = 0.0, False, 0
                ci, cj = i, j
                while 0 < ci < NU - 1 and 0 < cj < NV - 1 and g.K[cj][ci] == K_ROCK and abs(g.H[cj][ci] - h) < 1e-6:
                    m = (ci + di, cj + dj)
                    r2 = h - g.H[m[1]][m[0]]
                    if r2 <= thr or g.K[m[1]][m[0]] in (K_OUT, K_WALL):
                        break
                    seen.add((ci, cj))
                    rise = max(rise, r2)
                    walk_front = walk_front or walkable(g.K[m[1]][m[0]])
                    L += 1
                    ci, cj = ci + along[0], cj + along[1]
                if L:
                    out.append((d, U0 + i, V0 + j, L, round(rise, 1), walk_front))
    return out


GAP_MIN = 1   # 2판: 1~2 칸 틈(바위 사이 끼인 눈 줄)도 막는다 — 걸을 수도 없고 재는 자리가 벽에 붙는다


def gap_scan(g):
    """같은 바닥(이웃 칸끼리 1 이하)이 양쪽 '솟은 것'(1 넘게 높아짐) 사이에 3~9 칸 — 가로·세로 줄마다"""
    found = []
    seen = set()
    for axis in ("u", "v"):
        lines = NV if axis == "u" else NU
        n = NU if axis == "u" else NV
        for L in range(lines):
            def h(i):
                return g.H[L][i] if axis == "u" else g.H[i][L]

            def k(i):
                return g.K[L][i] if axis == "u" else g.K[i][L]
            i = 1
            while i < n:
                if walkable(k(i)) and h(i - 1) > h(i) + 1.0:
                    j = i + 1
                    while j < n and walkable(k(j)) and abs(h(j) - h(j - 1)) <= 1.0:
                        j += 1
                    if j < n and h(j) > h(j - 1) + 1.0 and GAP_MIN <= j - i <= 9:
                        u, v = (U0 + i, V0 + L) if axis == "u" else (U0 + L, V0 + i)
                        key = (axis, round(u / 12), round(v / 12))
                        if key not in seen:
                            seen.add(key)
                            found.append((u, v, j - i, "동서" if axis == "u" else "남북"))
                    i = j
                else:
                    i += 1
    return found


def is_empty(g, i, j):
    return g.K[j][i] in (K_GROUND, K_TERR, K_SLAB) and g.PATH[j][i] is None


TREE_R = 6.0   # ⑦: 나무 밑동에서 이 반지름 안은 꾸민 땅(2판 — 눈밭은 판 높이 차·바위·나무로 깬다, 지시서 4절)


def empty_flats(g, side=41):
    """한 변 40 넘는 같은 높이 빈 정사각형(나무 둘레 TREE_R 안은 빈 땅 아님). 겹친 것은 하나로"""
    tree = set()
    for k, u, v, yaw, s in PROPS:
        if k == "Gas_Lamp":
            continue
        r = int(TREE_R)
        for du in range(-r, r + 1):
            for dv in range(-r, r + 1):
                if du * du + dv * dv <= TREE_R * TREE_R:
                    c = g.at(u + du, v + dv)
                    if c:
                        tree.add(c)

    def is_empty(g, i, j):
        return (i, j) not in tree and g.K[j][i] in (K_GROUND, K_TERR, K_SLAB) and g.PATH[j][i] is None
    prev = [0] * NU
    hits = []
    for j in range(NV):
        cur = [0] * NU
        Hj, Hp = g.G[j], g.G[j - 1] if j else None
        for i in range(NU):
            if not is_empty(g, i, j):
                continue
            if i and j and is_empty(g, i - 1, j) and is_empty(g, i, j - 1) and is_empty(g, i - 1, j - 1) and \
                    Hj[i] == Hj[i - 1] == Hp[i] == Hp[i - 1]:
                cur[i] = min(prev[i], cur[i - 1], prev[i - 1]) + 1
            else:
                cur[i] = 1
            if cur[i] >= side:
                hits.append((U0 + i - cur[i] + 1, V0 + j - cur[i] + 1, cur[i]))
        prev = cur
    out = []
    for u, v, s in sorted(hits, key=lambda t: -t[2]):
        if all(abs(u - a) > 30 or abs(v - b) > 30 for a, b, _ in out):
            out.append((u, v, s))
    return out


def sight_block(g, p):
    c = g.at(p[0], p[1])
    if c is None:
        return None
    eye = BASE + g.G[c[1]][c[0]] + EYE
    L = math.hypot(p[0], p[1])
    if L < 1:
        return None
    n = int(L)
    for t in range(1, n - 12):
        u, v = p[0] * (1 - t / L), p[1] * (1 - t / L)
        q = g.at(u, v)
        if q is None:
            continue
        if g.K[q[1]][q[0]] in (K_ROCK, K_TERR, K_SLAB, K_WALL):
            y = eye + (TOWER_TOP - eye) * t / L
            if BASE + g.H[q[1]][q[0]] >= y:
                return (u, v)
    return None


# ------------------------------------------------------------------ 숫자 요약
def summary(g):
    tot = emp = 0
    for j in range(NV):
        for i in range(NU):
            if g.FLAT[j][i]:
                tot += 1
                if is_empty(g, i, j) and g.K[j][i] == K_GROUND:
                    emp += 1
    plen = sum(math.hypot(b[0] - a[0], b[1] - a[1]) for _, _, pts in PATHS for a, b in zip(pts, pts[1:]))
    return {"바위 상자": len(ALL_ROCKS), "바위 무리": len(ROCKS), "단": len(TERRACES), "넓은 단": len(STEPS), "판": len(SLABS),
            "길 총 길이": round(plen), "고원 넓이": tot, "맨 땅(아무것도 안 얹은 59.7) %": round(100.0 * emp / max(1, tot), 1)}


# ------------------------------------------------------------------ 그림
def lerp(c0, c1, t):
    a, b = hexrgb(c0), hexrgb(c1)
    return tuple(int(a[k] + (b[k] - a[k]) * t) for k in range(3))


def render(g, path, walk):
    sc = 2
    Cv = Canvas(CX + U0, CZ + V0, CX + U1, CZ + V1, sc)
    W = Cv.W
    for j in range(NV):
        for i in range(NU):
            k, h = g.K[j][i], g.H[j][i]
            if k == K_OUT:
                col = (58, 80, 108)
            elif k == K_WALL:
                col = (96, 100, 108)
            elif k in (K_BLD, K_KEEP):
                col = (70, 74, 84)
            elif k == K_ROCK:
                col = lerp("#a9b0b8", "#3c4048", min(1.0, h / 30.0))
            elif k == K_PAVE:
                col = (200, 200, 205) if ((i // 7) + (j // 7)) % 2 else (60, 60, 64)
            else:
                col = lerp("#f4f8fb", "#9fb3c6", min(1.0, h / 8.0))
                if k == K_GROUND:
                    col = (255, 236, 236)            # 맨 땅(덮이지 않음) — 분홍으로 눈에 띄게
            if g.PATH[j][i] is not None:
                col = lerp("#b8aea2", "#7d7268", min(1.0, g.G[j][i] / 8.0))
            for dy in range(sc):
                o = ((j * sc + dy) * W + i * sc) * 3
                Cv.px[o:o + 3 * sc] = bytes(col) * sc
    for s in STEPS:
        Cv.outline([to_world(s[1], s[3]), to_world(s[2], s[3]), to_world(s[2], s[4]), to_world(s[1], s[4])], 0.25, "#5a4a3a")
    for t in TERRACES:
        Cv.outline([to_world(t[1], t[3]), to_world(t[2], t[3]), to_world(t[2], t[4]), to_world(t[1], t[4])], 0.5, "#2a5a8a")
    for i, b in ALL_ROCKS:
        Cv.outline([to_world(b[0], b[2]), to_world(b[1], b[2]), to_world(b[1], b[3]), to_world(b[0], b[3])], 0.3, "#20242a")
    for name, no, kr, poly, door, kept in pad_entries():
        Cv.poly([to_world(*p) for p in poly], "#7a5a8a" if kept else "#a04030", 0.85)
        Cv.outline([to_world(*p) for p in poly], 0.6, "#f0e8d0")
        cu, cv = sum(p[0] for p in poly) / len(poly), sum(p[1] for p in poly) / len(poly)
        x, z = to_world(cu - 4, cv - 3)
        Cv.text(x, z, str(no), "#ffffff", 3)
        dx, dz = door[0] - cu, door[1] - cv
        L = math.hypot(dx, dz) or 1
        tip = to_world(door[0] + dx / L * 6, door[1] + dz / L * 6)
        bs = to_world(door[0] - dx / L * 2, door[1] - dz / L * 2)
        Cv.line(bs[0], bs[1], tip[0], tip[1], 1.6, "#ffd040")
        nx, nz = -dz / L, dx / L
        Cv.poly([tip, (tip[0] - dx / L * 4 + nx * 3, tip[1] - dz / L * 4 + nz * 3), (tip[0] - dx / L * 4 - nx * 3, tip[1] - dz / L * 4 - nz * 3)], "#ffd040")
        if name in walk:
            sec = walk[name] / WALK
            tx, tz = to_world(door[0] + dx / L * 9, door[1] + dz / L * 9 - 2)
            s1 = "%d" % int(sec)
            Cv.text(tx, tz, s1, "#10305a", 2)
            ex = tx + len(s1) * 4 * 2 / sc
            Cv.rect(ex + 0.2, tz + 4.0, ex + 1.0, tz + 5.0, "#10305a")
            Cv.text(ex + 1.6, tz, "%d" % int(round((sec - int(sec)) * 10) % 10), "#10305a", 2)
    for k, u, v, yaw, s in PROPS:
        x, z = to_world(u, v)
        Cv.circle(x, z, 1.4 if k == "Gas_Lamp" else 3.5 * s, "#ffb030" if k == "Gas_Lamp" else "#2f6a4a")
    Cv.save(path)


# ------------------------------------------------------------------ Luau
def lua(v):
    if isinstance(v, str):
        return '"' + v + '"'
    if isinstance(v, bool):
        return "true" if v else "false"
    if isinstance(v, (int, float)):
        return ("%.2f" % v).rstrip("0").rstrip(".")
    return "{" + ", ".join(lua(x) for x in v) + "}"


def path_pieces(g):
    """길 토막을 바닥 높이가 같은 조각으로 — (이름, 폭, x0, z0, x1, z1, 윗면 y)"""
    out = []
    for name, w, pts in PATHS:
        for a, b in zip(pts, pts[1:]):
            smp, L = seg_samples(a, b, 0.5)
            run0, hcur = smp[0], None
            for k, p in enumerate(smp):
                q = g.at(min(p[0], U1 - 1), min(p[1], V1 - 1))
                hh = g.G[q[1]][q[0]] if q else 0.0
                if hcur is None:
                    hcur = hh
                if abs(hh - hcur) > 1e-6:
                    out.append((name, w) + to_world(*run0) + to_world(*p) + (BASE + hcur,))
                    run0, hcur = p, hh
            out.append((name, w) + to_world(*run0) + to_world(*b) + (BASE + hcur,))
    return [o for o in out if math.hypot(o[4] - o[2], o[5] - o[3]) > 0.1]


HEADER = """-- Snow_Town3_data.luau — tools/snow_plan4.py 가 뽑는다(손으로 고치지 말고 snow_plan4.py 를 고쳐 다시 뽑는다). 슈네라이히 3판 배치.
-- 좌표는 월드 스터드(x, z), 높이는 윗면 y(월드). 마을 눈 윗면 59.7. 땅은 파지 않는다 — 전부 59.7 위에 얹는다.
-- yaw 는 도: 0 = 모델 앞(-Z)이 북(-Z), 90 = 서(-X), -90 = 동(+X), 180 = 남(+Z) (snow_plan2 와 같다).
--
-- D.PADS      { 모델, x, z, yaw, 바닥 y, 앞마당 깊이, 문 x, 문 z, 번호, 이름 }   새 건물(models/snow3 → SnowTown3Kit). 피벗 = 발자국 가운데, 바닥 y 에 앉힌다
-- D.KEEP      { 모델, x, z, yaw }                                            특수 건물 셋의 지금 Studio 피벗(사용자가 옮겨 둔 자리 2026-11-23 — 확인용)
-- D.KEEP_MOVE { 모델, x, z, yaw }                                            배치 3판 최종 자리(사용자 자리 + 다듬기). Snow_Town3_MoveKeep 이 피벗을 이리로 옮긴다
-- D.CHESS     { x0, z0, x1, z1 }                                             체스판 연병장(Workspace.Schneereich.마을.돌.연병장) 새 자리 — 바닥 59.7
-- D.TERRACES  { 이름, x0, x1, z0, z1, 윗면 y, 재질 }   큰 단. 밑은 59.2 까지(땅에 0.5 묻음). 재질 "눈"(눈 덮인 흙단, 옆면 바위) | "돌바닥"(광장 포장)
-- D.STEPS     { 길 이름, x0, x1, z0, z1, 윗면 y }      넓은 단 하나하나(돌). 밑 59.2
-- D.PATHS     { 이름, 폭, {{x, z}, ...} }              길 중심 꺾은선(참고·점검용)
-- D.PATH_PIECES { 이름, 폭, x0, z0, x1, z1, 윗면 y }   길 포장 조각 — 바닥(단·넓은 단·땅) 윗면에 두께 0.2 판을 +0.05 띄워 깐다(가운데선 a→b, 폭)
-- D.ROCKS     { x0, x1, z0, z1, 윗면 y, 무리 번호, 본보기 번호 }   바위 상자. 밑 59.2 → 윗면 y. 바위 재질(Slate/Rock 짙은 회색) + 윗면만 눈(두께 0.6 판)
-- D.SLABS     { x0, x1, z0, z1, 윗면 y }               넓적한 눈 판(Snow). 밑 59.2
-- D.PROPS     { 틀, x, z, 바닥 y, yaw, 배율 }          Gas_Lamp = ServerStorage.SnowKit, Pine_A/Pine_B/Birch_A = ServerStorage.ForestKit(눈 색으로 — Snow_City2 나무와 같게)
-- D.AIRSHIP   { x, y, z }  비행선 원점 = 계류탑 피벗 기준 로블록스 로컬(블렌더 (0, 41, 49) → (-x, z, y)), 돌림 없음. SnowKit3.Sn3_Airship 을 이 자리에 놓는다
-- D.KEEP_FOLDERS / D.REMOVE_FOLDERS / D.BACKUP           Workspace.Schneereich.마을 정리 — 남기는 것 / ServerStorage.Snow_Town2_Backup 으로 옮길 것
"""


def emit(g, path):
    lines = [HEADER.rstrip("\n"), "local D = {}"]

    def table(name, rows):
        lines.append("D.%s = {" % name)
        for r in rows:
            lines.append("\t" + lua(list(r)) + ",")
        lines.append("}")
    pads = []
    for name, u, v, yaw, h, fore, no, kr in PADS:
        x, z = to_world(u, v)
        du, dv = pad_door(name, u, v, yaw)
        pads.append((name, x, z, yaw, BASE + h, fore) + to_world(du, dv) + (no, kr))
    table("PADS", pads)
    table("KEEP", KEEP_USER)
    table("KEEP_MOVE", KEEP_MOVE)
    lines.append("D.CHESS = %s" % lua([CHESS[1], CHESS[2], CHESS[3], CHESS[4]]))
    table("TERRACES", [(t[0],) + to_world(t[1], 0)[:1] + to_world(t[2], 0)[:1] + (CZ + t[3], CZ + t[4], BASE + t[5], t[6]) for t in TERRACES])
    table("STEPS", [(s[0], CX + s[1], CX + s[2], CZ + s[3], CZ + s[4], BASE + s[5]) for s in STEPS])
    table("PATHS", [(n, w, [to_world(*p) for p in pts]) for n, w, pts in PATHS])
    table("PATH_PIECES", path_pieces(g))
    table("ROCKS", [(CX + b[0], CX + b[1], CZ + b[2], CZ + b[3], BASE + b[4], i + 1, ROCKS[i][0]) for i, b in ALL_ROCKS])
    table("SLABS", [(CX + s[0], CX + s[1], CZ + s[2], CZ + s[3], BASE + s[4]) for s in SLABS])
    props = []
    for k, u, v, yaw, s in PROPS:
        q = g.at(u, v)
        props.append((k,) + to_world(u, v) + (BASE + (g.G[q[1]][q[0]] if q else 0.0), yaw, s))
    table("PROPS", props)
    # 비행선 원점 블렌더 (0, 41, 49)(models/snow3/lib_int3.py SHIP_Y · HP) → 탑 로컬 (-x, z, y)
    lines.append("D.AIRSHIP = %s" % lua([0, 49, 41]))
    lines.append("D.KEEP_FOLDERS = %s" % lua([k for k, _ in KEEP_FOLDERS]))
    lines.append("D.REMOVE_FOLDERS = %s" % lua(REMOVE_FOLDERS))
    lines.append('D.BACKUP = "%s"' % BACKUP)
    lines.append("return D")
    with open(path, "w", encoding="utf-8", newline="\n") as f:
        f.write("\n".join(lines) + "\n")


def legend(path, walk):
    lines = ["snow_plan4.png 범례 (번호 = 건물, 노란 화살 = 문 방향, 문 옆 숫자 = 광장 가운데에서 걷는 초)", ""]
    for name, no, kr, poly, door, kept in pad_entries():
        d = walk.get(name)
        lines.append("%2d  %-14s %s%s%s" % (no, name, kr, " (옛 키트 — 배치 3판 새 자리)" if kept else "",
                                             "" if d is None else "  — %.0f 스터드 %.1f초" % (d, d / WALK)))
    lines += ["", "색: 분홍 = 아무것도 안 얹은 맨 땅(59.7), 흰~하늘 = 단·판(높을수록 짙음), 회색~검정 = 바위(높을수록 짙음),",
              "    갈색 = 길(높을수록 짙음), 파란 선 = 단 테두리, 갈색 가는 선 = 넓은 단, 빨강 = 새 건물, 보라 = 남는 건물,",
              "    체크 = 연병장, 주황 점 = 가스등, 초록 점 = 나무, 짙은 남색 = 고원 밖(낭떠러지), 회색 = 서·북 높은 바위"]
    with open(path, "w", encoding="utf-8", newline="\n") as f:
        f.write("\n".join(lines) + "\n")


if __name__ == "__main__":
    g = build_grid()
    wt = walk_table()
    walk = {name: d for no, name, kr, d, lim in wt if d is not None}
    render(g, os.path.join(HERE, "snow_plan4.png"), walk)
    emit(g, os.path.join(HERE, "Snow_Town3_data.luau"))
    legend(os.path.join(HERE, "snow_plan4_legend.txt"), walk)
    print("걷기(광장 가운데 → 문):")
    for no, name, kr, d, lim in wt:
        print("  %2d %-13s %-8s %s" % (no, name, kr, "길 없음" if d is None else "%4.0f 스터드 %4.1f초 (한도 %.0f)" % (d, d / WALK, lim / WALK)))
    print("규모:", json.dumps(summary(g), ensure_ascii=False))
    msgs = check(g)
    for m in msgs:
        print(m)
    print("검사 %d 건" % len(msgs))
